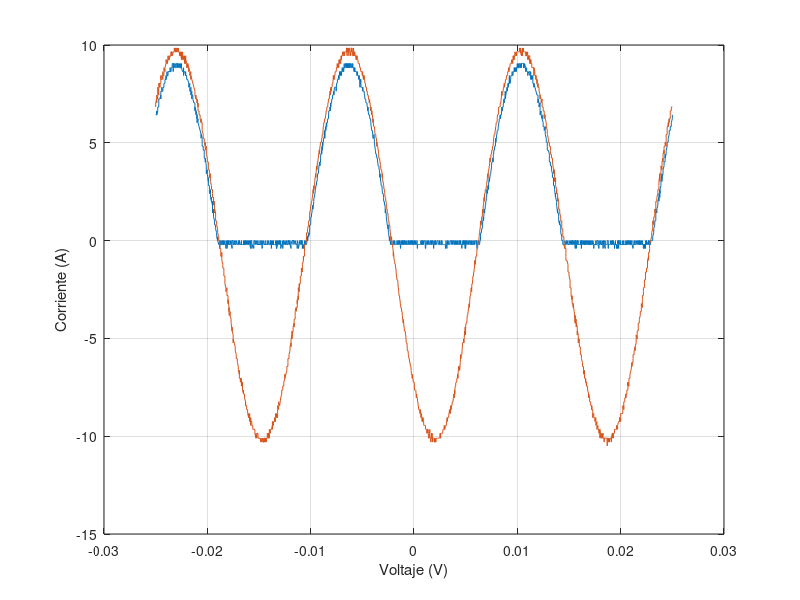

Write MATLAB code to recreate this figure.
t=[-2.50E-02
-2.50E-02
-2.50E-02
-2.49E-02
-2.49E-02
-2.49E-02
-2.49E-02
-2.48E-02
-2.48E-02
-2.48E-02
-2.48E-02
-2.47E-02
-2.47E-02
-2.47E-02
-2.47E-02
-2.46E-02
-2.46E-02
-2.46E-02
-2.46E-02
-2.45E-02
-2.45E-02
-2.45E-02
-2.45E-02
-2.44E-02
-2.44E-02
-2.44E-02
-2.44E-02
-2.43E-02
-2.43E-02
-2.43E-02
-2.43E-02
-2.42E-02
-2.42E-02
-2.42E-02
-2.42E-02
-2.41E-02
-2.41E-02
-2.41E-02
-2.41E-02
-2.40E-02
-2.40E-02
-2.40E-02
-2.40E-02
-2.39E-02
-2.39E-02
-2.39E-02
-2.39E-02
-2.38E-02
-2.38E-02
-2.38E-02
-2.38E-02
-2.37E-02
-2.37E-02
-2.37E-02
-2.37E-02
-2.36E-02
-2.36E-02
-2.36E-02
-2.36E-02
-2.35E-02
-2.35E-02
-2.35E-02
-2.35E-02
-2.34E-02
-2.34E-02
-2.34E-02
-2.34E-02
-2.33E-02
-2.33E-02
-2.33E-02
-2.33E-02
-2.32E-02
-2.32E-02
-2.32E-02
-2.32E-02
-2.31E-02
-2.31E-02
-2.31E-02
-2.31E-02
-2.30E-02
-2.30E-02
-2.30E-02
-2.30E-02
-2.29E-02
-2.29E-02
-2.29E-02
-2.29E-02
-2.28E-02
-2.28E-02
-2.28E-02
-2.28E-02
-2.27E-02
-2.27E-02
-2.27E-02
-2.27E-02
-2.26E-02
-2.26E-02
-2.26E-02
-2.26E-02
-2.25E-02
-2.25E-02
-2.25E-02
-2.25E-02
-2.24E-02
-2.24E-02
-2.24E-02
-2.24E-02
-2.23E-02
-2.23E-02
-2.23E-02
-2.23E-02
-2.22E-02
-2.22E-02
-2.22E-02
-2.22E-02
-2.21E-02
-2.21E-02
-2.21E-02
-2.21E-02
-2.20E-02
-2.20E-02
-2.20E-02
-2.20E-02
-2.19E-02
-2.19E-02
-2.19E-02
-2.19E-02
-2.18E-02
-2.18E-02
-2.18E-02
-2.18E-02
-2.17E-02
-2.17E-02
-2.17E-02
-2.17E-02
-2.16E-02
-2.16E-02
-2.16E-02
-2.16E-02
-2.15E-02
-2.15E-02
-2.15E-02
-2.15E-02
-2.14E-02
-2.14E-02
-2.14E-02
-2.14E-02
-2.13E-02
-2.13E-02
-2.13E-02
-2.13E-02
-2.12E-02
-2.12E-02
-2.12E-02
-2.12E-02
-2.11E-02
-2.11E-02
-2.11E-02
-2.11E-02
-2.10E-02
-2.10E-02
-2.10E-02
-2.10E-02
-2.09E-02
-2.09E-02
-2.09E-02
-2.09E-02
-2.08E-02
-2.08E-02
-2.08E-02
-2.08E-02
-2.07E-02
-2.07E-02
-2.07E-02
-2.07E-02
-2.06E-02
-2.06E-02
-2.06E-02
-2.06E-02
-2.05E-02
-2.05E-02
-2.05E-02
-2.05E-02
-2.04E-02
-2.04E-02
-2.04E-02
-2.04E-02
-2.03E-02
-2.03E-02
-2.03E-02
-2.03E-02
-2.02E-02
-2.02E-02
-2.02E-02
-2.02E-02
-2.01E-02
-2.01E-02
-2.01E-02
-2.01E-02
-2.00E-02
-2.00E-02
-2.00E-02
-2.00E-02
-1.99E-02
-1.99E-02
-1.99E-02
-1.99E-02
-1.98E-02
-1.98E-02
-1.98E-02
-1.98E-02
-1.97E-02
-1.97E-02
-1.97E-02
-1.97E-02
-1.96E-02
-1.96E-02
-1.96E-02
-1.96E-02
-1.95E-02
-1.95E-02
-1.95E-02
-1.95E-02
-1.94E-02
-1.94E-02
-1.94E-02
-1.94E-02
-1.93E-02
-1.93E-02
-1.93E-02
-1.93E-02
-1.92E-02
-1.92E-02
-1.92E-02
-1.92E-02
-1.91E-02
-1.91E-02
-1.91E-02
-1.91E-02
-1.90E-02
-1.90E-02
-1.90E-02
-1.90E-02
-1.89E-02
-1.89E-02
-1.89E-02
-1.89E-02
-1.88E-02
-1.88E-02
-1.88E-02
-1.88E-02
-1.87E-02
-1.87E-02
-1.87E-02
-1.87E-02
-1.86E-02
-1.86E-02
-1.86E-02
-1.86E-02
-1.85E-02
-1.85E-02
-1.85E-02
-1.85E-02
-1.84E-02
-1.84E-02
-1.84E-02
-1.84E-02
-1.83E-02
-1.83E-02
-1.83E-02
-1.83E-02
-1.82E-02
-1.82E-02
-1.82E-02
-1.82E-02
-1.81E-02
-1.81E-02
-1.81E-02
-1.81E-02
-1.80E-02
-1.80E-02
-1.80E-02
-1.80E-02
-1.79E-02
-1.79E-02
-1.79E-02
-1.79E-02
-1.78E-02
-1.78E-02
-1.78E-02
-1.78E-02
-1.77E-02
-1.77E-02
-1.77E-02
-1.77E-02
-1.76E-02
-1.76E-02
-1.76E-02
-1.76E-02
-1.75E-02
-1.75E-02
-1.75E-02
-1.75E-02
-1.74E-02
-1.74E-02
-1.74E-02
-1.74E-02
-1.73E-02
-1.73E-02
-1.73E-02
-1.73E-02
-1.72E-02
-1.72E-02
-1.72E-02
-1.72E-02
-1.71E-02
-1.71E-02
-1.71E-02
-1.71E-02
-1.70E-02
-1.70E-02
-1.70E-02
-1.70E-02
-1.69E-02
-1.69E-02
-1.69E-02
-1.69E-02
-1.68E-02
-1.68E-02
-1.68E-02
-1.68E-02
-1.67E-02
-1.67E-02
-1.67E-02
-1.67E-02
-1.66E-02
-1.66E-02
-1.66E-02
-1.66E-02
-1.65E-02
-1.65E-02
-1.65E-02
-1.65E-02
-1.64E-02
-1.64E-02
-1.64E-02
-1.64E-02
-1.63E-02
-1.63E-02
-1.63E-02
-1.63E-02
-1.62E-02
-1.62E-02
-1.62E-02
-1.62E-02
-1.61E-02
-1.61E-02
-1.61E-02
-1.61E-02
-1.60E-02
-1.60E-02
-1.60E-02
-1.60E-02
-1.59E-02
-1.59E-02
-1.59E-02
-1.59E-02
-1.58E-02
-1.58E-02
-1.58E-02
-1.58E-02
-1.57E-02
-1.57E-02
-1.57E-02
-1.57E-02
-1.56E-02
-1.56E-02
-1.56E-02
-1.56E-02
-1.55E-02
-1.55E-02
-1.55E-02
-1.55E-02
-1.54E-02
-1.54E-02
-1.54E-02
-1.54E-02
-1.53E-02
-1.53E-02
-1.53E-02
-1.53E-02
-1.52E-02
-1.52E-02
-1.52E-02
-1.52E-02
-1.51E-02
-1.51E-02
-1.51E-02
-1.51E-02
-1.50E-02
-1.50E-02
-1.50E-02
-1.50E-02
-1.49E-02
-1.49E-02
-1.49E-02
-1.49E-02
-1.48E-02
-1.48E-02
-1.48E-02
-1.48E-02
-1.47E-02
-1.47E-02
-1.47E-02
-1.47E-02
-1.46E-02
-1.46E-02
-1.46E-02
-1.46E-02
-1.45E-02
-1.45E-02
-1.45E-02
-1.45E-02
-1.44E-02
-1.44E-02
-1.44E-02
-1.44E-02
-1.43E-02
-1.43E-02
-1.43E-02
-1.43E-02
-1.42E-02
-1.42E-02
-1.42E-02
-1.42E-02
-1.41E-02
-1.41E-02
-1.41E-02
-1.41E-02
-1.40E-02
-1.40E-02
-1.40E-02
-1.40E-02
-1.39E-02
-1.39E-02
-1.39E-02
-1.39E-02
-1.38E-02
-1.38E-02
-1.38E-02
-1.38E-02
-1.37E-02
-1.37E-02
-1.37E-02
-1.37E-02
-1.36E-02
-1.36E-02
-1.36E-02
-1.36E-02
-1.35E-02
-1.35E-02
-1.35E-02
-1.35E-02
-1.34E-02
-1.34E-02
-1.34E-02
-1.34E-02
-1.33E-02
-1.33E-02
-1.33E-02
-1.33E-02
-1.32E-02
-1.32E-02
-1.32E-02
-1.32E-02
-1.31E-02
-1.31E-02
-1.31E-02
-1.31E-02
-1.30E-02
-1.30E-02
-1.30E-02
-1.30E-02
-1.29E-02
-1.29E-02
-1.29E-02
-1.29E-02
-1.28E-02
-1.28E-02
-1.28E-02
-1.28E-02
-1.27E-02
-1.27E-02
-1.27E-02
-1.27E-02
-1.26E-02
-1.26E-02
-1.26E-02
-1.26E-02
-1.25E-02
-1.25E-02
-1.25E-02
-1.25E-02
-1.24E-02
-1.24E-02
-1.24E-02
-1.24E-02
-1.23E-02
-1.23E-02
-1.23E-02
-1.23E-02
-1.22E-02
-1.22E-02
-1.22E-02
-1.22E-02
-1.21E-02
-1.21E-02
-1.21E-02
-1.21E-02
-1.20E-02
-1.20E-02
-1.20E-02
-1.20E-02
-1.19E-02
-1.19E-02
-1.19E-02
-1.19E-02
-1.18E-02
-1.18E-02
-1.18E-02
-1.18E-02
-1.17E-02
-1.17E-02
-1.17E-02
-1.17E-02
-1.16E-02
-1.16E-02
-1.16E-02
-1.16E-02
-1.15E-02
-1.15E-02
-1.15E-02
-1.15E-02
-1.14E-02
-1.14E-02
-1.14E-02
-1.14E-02
-1.13E-02
-1.13E-02
-1.13E-02
-1.13E-02
-1.12E-02
-1.12E-02
-1.12E-02
-1.12E-02
-1.11E-02
-1.11E-02
-1.11E-02
-1.11E-02
-1.10E-02
-1.10E-02
-1.10E-02
-1.10E-02
-1.09E-02
-1.09E-02
-1.09E-02
-1.09E-02
-1.08E-02
-1.08E-02
-1.08E-02
-1.08E-02
-1.07E-02
-1.07E-02
-1.07E-02
-1.07E-02
-1.06E-02
-1.06E-02
-1.06E-02
-1.06E-02
-1.05E-02
-1.05E-02
-1.05E-02
-1.05E-02
-1.04E-02
-1.04E-02
-1.04E-02
-1.04E-02
-1.03E-02
-1.03E-02
-1.03E-02
-1.03E-02
-1.02E-02
-1.02E-02
-1.02E-02
-1.02E-02
-1.01E-02
-1.01E-02
-1.01E-02
-1.01E-02
-1.00E-02
-1.00E-02
-9.98E-03
-9.95E-03
-9.93E-03
-9.90E-03
-9.88E-03
-9.85E-03
-9.83E-03
-9.80E-03
-9.78E-03
-9.75E-03
-9.73E-03
-9.70E-03
-9.68E-03
-9.65E-03
-9.63E-03
-9.60E-03
-9.58E-03
-9.55E-03
-9.53E-03
-9.50E-03
-9.48E-03
-9.45E-03
-9.43E-03
-9.40E-03
-9.38E-03
-9.35E-03
-9.33E-03
-9.30E-03
-9.28E-03
-9.25E-03
-9.23E-03
-9.20E-03
-9.18E-03
-9.15E-03
-9.13E-03
-9.10E-03
-9.08E-03
-9.05E-03
-9.03E-03
-9.00E-03
-8.98E-03
-8.95E-03
-8.93E-03
-8.90E-03
-8.88E-03
-8.85E-03
-8.83E-03
-8.80E-03
-8.78E-03
-8.75E-03
-8.73E-03
-8.70E-03
-8.68E-03
-8.65E-03
-8.63E-03
-8.60E-03
-8.58E-03
-8.55E-03
-8.53E-03
-8.50E-03
-8.48E-03
-8.45E-03
-8.43E-03
-8.40E-03
-8.38E-03
-8.35E-03
-8.33E-03
-8.30E-03
-8.28E-03
-8.25E-03
-8.23E-03
-8.20E-03
-8.18E-03
-8.15E-03
-8.13E-03
-8.10E-03
-8.08E-03
-8.05E-03
-8.03E-03
-8.00E-03
-7.98E-03
-7.95E-03
-7.93E-03
-7.90E-03
-7.88E-03
-7.85E-03
-7.83E-03
-7.80E-03
-7.78E-03
-7.75E-03
-7.73E-03
-7.70E-03
-7.68E-03
-7.65E-03
-7.63E-03
-7.60E-03
-7.58E-03
-7.55E-03
-7.53E-03
-7.50E-03
-7.48E-03
-7.45E-03
-7.43E-03
-7.40E-03
-7.38E-03
-7.35E-03
-7.33E-03
-7.30E-03
-7.28E-03
-7.25E-03
-7.23E-03
-7.20E-03
-7.18E-03
-7.15E-03
-7.13E-03
-7.10E-03
-7.08E-03
-7.05E-03
-7.03E-03
-7.00E-03
-6.98E-03
-6.95E-03
-6.93E-03
-6.90E-03
-6.88E-03
-6.85E-03
-6.83E-03
-6.80E-03
-6.78E-03
-6.75E-03
-6.73E-03
-6.70E-03
-6.68E-03
-6.65E-03
-6.63E-03
-6.60E-03
-6.58E-03
-6.55E-03
-6.53E-03
-6.50E-03
-6.48E-03
-6.45E-03
-6.43E-03
-6.40E-03
-6.38E-03
-6.35E-03
-6.33E-03
-6.30E-03
-6.28E-03
-6.25E-03
-6.23E-03
-6.20E-03
-6.18E-03
-6.15E-03
-6.13E-03
-6.10E-03
-6.08E-03
-6.05E-03
-6.03E-03
-6.00E-03
-5.98E-03
-5.95E-03
-5.93E-03
-5.90E-03
-5.88E-03
-5.85E-03
-5.83E-03
-5.80E-03
-5.78E-03
-5.75E-03
-5.73E-03
-5.70E-03
-5.68E-03
-5.65E-03
-5.63E-03
-5.60E-03
-5.58E-03
-5.55E-03
-5.53E-03
-5.50E-03
-5.48E-03
-5.45E-03
-5.43E-03
-5.40E-03
-5.38E-03
-5.35E-03
-5.33E-03
-5.30E-03
-5.28E-03
-5.25E-03
-5.23E-03
-5.20E-03
-5.18E-03
-5.15E-03
-5.13E-03
-5.10E-03
-5.08E-03
-5.05E-03
-5.03E-03
-5.00E-03
-4.98E-03
-4.95E-03
-4.93E-03
-4.90E-03
-4.88E-03
-4.85E-03
-4.83E-03
-4.80E-03
-4.78E-03
-4.75E-03
-4.73E-03
-4.70E-03
-4.68E-03
-4.65E-03
-4.63E-03
-4.60E-03
-4.58E-03
-4.55E-03
-4.53E-03
-4.50E-03
-4.48E-03
-4.45E-03
-4.43E-03
-4.40E-03
-4.38E-03
-4.35E-03
-4.33E-03
-4.30E-03
-4.28E-03
-4.25E-03
-4.23E-03
-4.20E-03
-4.18E-03
-4.15E-03
-4.13E-03
-4.10E-03
-4.08E-03
-4.05E-03
-4.03E-03
-4.00E-03
-3.98E-03
-3.95E-03
-3.93E-03
-3.90E-03
-3.88E-03
-3.85E-03
-3.83E-03
-3.80E-03
-3.78E-03
-3.75E-03
-3.73E-03
-3.70E-03
-3.68E-03
-3.65E-03
-3.63E-03
-3.60E-03
-3.58E-03
-3.55E-03
-3.53E-03
-3.50E-03
-3.48E-03
-3.45E-03
-3.43E-03
-3.40E-03
-3.38E-03
-3.35E-03
-3.33E-03
-3.30E-03
-3.28E-03
-3.25E-03
-3.23E-03
-3.20E-03
-3.18E-03
-3.15E-03
-3.13E-03
-3.10E-03
-3.08E-03
-3.05E-03
-3.03E-03
-3.00E-03
-2.98E-03
-2.95E-03
-2.93E-03
-2.90E-03
-2.88E-03
-2.85E-03
-2.83E-03
-2.80E-03
-2.78E-03
-2.75E-03
-2.73E-03
-2.70E-03
-2.68E-03
-2.65E-03
-2.63E-03
-2.60E-03
-2.58E-03
-2.55E-03
-2.53E-03
-2.50E-03
-2.48E-03
-2.45E-03
-2.43E-03
-2.40E-03
-2.38E-03
-2.35E-03
-2.33E-03
-2.30E-03
-2.28E-03
-2.25E-03
-2.23E-03
-2.20E-03
-2.18E-03
-2.15E-03
-2.13E-03
-2.10E-03
-2.08E-03
-2.05E-03
-2.03E-03
-2.00E-03
-1.98E-03
-1.95E-03
-1.93E-03
-1.90E-03
-1.88E-03
-1.85E-03
-1.83E-03
-1.80E-03
-1.78E-03
-1.75E-03
-1.73E-03
-1.70E-03
-1.68E-03
-1.65E-03
-1.63E-03
-1.60E-03
-1.58E-03
-1.55E-03
-1.53E-03
-1.50E-03
-1.48E-03
-1.45E-03
-1.43E-03
-1.40E-03
-1.38E-03
-1.35E-03
-1.33E-03
-1.30E-03
-1.28E-03
-1.25E-03
-1.23E-03
-1.20E-03
-1.18E-03
-1.15E-03
-1.13E-03
-1.10E-03
-1.08E-03
-1.05E-03
-1.03E-03
-1.00E-03
-9.75E-04
-9.50E-04
-9.25E-04
-9.00E-04
-8.75E-04
-8.50E-04
-8.25E-04
-8.00E-04
-7.75E-04
-7.50E-04
-7.25E-04
-7.00E-04
-6.75E-04
-6.50E-04
-6.25E-04
-6.00E-04
-5.75E-04
-5.50E-04
-5.25E-04
-5.00E-04
-4.75E-04
-4.50E-04
-4.25E-04
-4.00E-04
-3.75E-04
-3.50E-04
-3.25E-04
-3.00E-04
-2.75E-04
-2.50E-04
-2.25E-04
-2.00E-04
-1.75E-04
-1.50E-04
-1.25E-04
-1.00E-04
-7.50E-05
-5.00E-05
-2.50E-05
0.00E+00
2.50E-05
5.00E-05
7.50E-05
1.00E-04
1.25E-04
1.50E-04
1.75E-04
2.00E-04
2.25E-04
2.50E-04
2.75E-04
3.00E-04
3.25E-04
3.50E-04
3.75E-04
4.00E-04
4.25E-04
4.50E-04
4.75E-04
5.00E-04
5.25E-04
5.50E-04
5.75E-04
6.00E-04
6.25E-04
6.50E-04
6.75E-04
7.00E-04
7.25E-04
7.50E-04
7.75E-04
8.00E-04
8.25E-04
8.50E-04
8.75E-04
9.00E-04
9.25E-04
9.50E-04
9.75E-04
1.00E-03
1.03E-03
1.05E-03
1.08E-03
1.10E-03
1.13E-03
1.15E-03
1.18E-03
1.20E-03
1.23E-03
1.25E-03
1.28E-03
1.30E-03
1.33E-03
1.35E-03
1.38E-03
1.40E-03
1.43E-03
1.45E-03
1.48E-03
1.50E-03
1.53E-03
1.55E-03
1.58E-03
1.60E-03
1.63E-03
1.65E-03
1.68E-03
1.70E-03
1.73E-03
1.75E-03
1.78E-03
1.80E-03
1.83E-03
1.85E-03
1.88E-03
1.90E-03
1.93E-03
1.95E-03
1.98E-03
2.00E-03
2.03E-03
2.05E-03
2.08E-03
2.10E-03
2.13E-03
2.15E-03
2.18E-03
2.20E-03
2.23E-03
2.25E-03
2.28E-03
2.30E-03
2.33E-03
2.35E-03
2.38E-03
2.40E-03
2.43E-03
2.45E-03
2.48E-03
2.50E-03
2.53E-03
2.55E-03
2.58E-03
2.60E-03
2.63E-03
2.65E-03
2.68E-03
2.70E-03
2.73E-03
2.75E-03
2.78E-03
2.80E-03
2.83E-03
2.85E-03
2.88E-03
2.90E-03
2.93E-03
2.95E-03
2.98E-03
3.00E-03
3.03E-03
3.05E-03
3.08E-03
3.10E-03
3.13E-03
3.15E-03
3.18E-03
3.20E-03
3.23E-03
3.25E-03
3.28E-03
3.30E-03
3.33E-03
3.35E-03
3.38E-03
3.40E-03
3.43E-03
3.45E-03
3.48E-03
3.50E-03
3.53E-03
3.55E-03
3.58E-03
3.60E-03
3.63E-03
3.65E-03
3.68E-03
3.70E-03
3.73E-03
3.75E-03
3.78E-03
3.80E-03
3.83E-03
3.85E-03
3.88E-03
3.90E-03
3.93E-03
3.95E-03
3.98E-03
4.00E-03
4.03E-03
4.05E-03
4.08E-03
4.10E-03
4.13E-03
4.15E-03
4.18E-03
4.20E-03
4.23E-03
4.25E-03
4.28E-03
4.30E-03
4.33E-03
4.35E-03
4.38E-03
4.40E-03
4.43E-03
4.45E-03
4.48E-03
4.50E-03
4.53E-03
4.55E-03
4.58E-03
4.60E-03
4.63E-03
4.65E-03
4.68E-03
4.70E-03
4.73E-03
4.75E-03
4.78E-03
4.80E-03
4.83E-03
4.85E-03
4.88E-03
4.90E-03
4.93E-03
4.95E-03
4.98E-03
5.00E-03
5.03E-03
5.05E-03
5.08E-03
5.10E-03
5.13E-03
5.15E-03
5.18E-03
5.20E-03
5.23E-03
5.25E-03
5.28E-03
5.30E-03
5.33E-03
5.35E-03
5.38E-03
5.40E-03
5.43E-03
5.45E-03
5.48E-03
5.50E-03
5.53E-03
5.55E-03
5.58E-03
5.60E-03
5.63E-03
5.65E-03
5.68E-03
5.70E-03
5.73E-03
5.75E-03
5.78E-03
5.80E-03
5.83E-03
5.85E-03
5.88E-03
5.90E-03
5.93E-03
5.95E-03
5.98E-03
6.00E-03
6.03E-03
6.05E-03
6.08E-03
6.10E-03
6.13E-03
6.15E-03
6.18E-03
6.20E-03
6.23E-03
6.25E-03
6.28E-03
6.30E-03
6.33E-03
6.35E-03
6.38E-03
6.40E-03
6.43E-03
6.45E-03
6.48E-03
6.50E-03
6.53E-03
6.55E-03
6.58E-03
6.60E-03
6.63E-03
6.65E-03
6.68E-03
6.70E-03
6.73E-03
6.75E-03
6.78E-03
6.80E-03
6.83E-03
6.85E-03
6.88E-03
6.90E-03
6.93E-03
6.95E-03
6.98E-03
7.00E-03
7.03E-03
7.05E-03
7.08E-03
7.10E-03
7.13E-03
7.15E-03
7.18E-03
7.20E-03
7.23E-03
7.25E-03
7.28E-03
7.30E-03
7.33E-03
7.35E-03
7.38E-03
7.40E-03
7.43E-03
7.45E-03
7.48E-03
7.50E-03
7.53E-03
7.55E-03
7.58E-03
7.60E-03
7.63E-03
7.65E-03
7.68E-03
7.70E-03
7.73E-03
7.75E-03
7.78E-03
7.80E-03
7.83E-03
7.85E-03
7.88E-03
7.90E-03
7.93E-03
7.95E-03
7.98E-03
8.00E-03
8.03E-03
8.05E-03
8.08E-03
8.10E-03
8.13E-03
8.15E-03
8.18E-03
8.20E-03
8.23E-03
8.25E-03
8.28E-03
8.30E-03
8.33E-03
8.35E-03
8.38E-03
8.40E-03
8.43E-03
8.45E-03
8.48E-03
8.50E-03
8.53E-03
8.55E-03
8.58E-03
8.60E-03
8.63E-03
8.65E-03
8.68E-03
8.70E-03
8.73E-03
8.75E-03
8.78E-03
8.80E-03
8.83E-03
8.85E-03
8.88E-03
8.90E-03
8.93E-03
8.95E-03
8.98E-03
9.00E-03
9.03E-03
9.05E-03
9.08E-03
9.10E-03
9.13E-03
9.15E-03
9.18E-03
9.20E-03
9.23E-03
9.25E-03
9.28E-03
9.30E-03
9.33E-03
9.35E-03
9.38E-03
9.40E-03
9.43E-03
9.45E-03
9.48E-03
9.50E-03
9.53E-03
9.55E-03
9.58E-03
9.60E-03
9.63E-03
9.65E-03
9.68E-03
9.70E-03
9.73E-03
9.75E-03
9.78E-03
9.80E-03
9.83E-03
9.85E-03
9.88E-03
9.90E-03
9.93E-03
9.95E-03
9.98E-03
1.00E-02
1.00E-02
1.01E-02
1.01E-02
1.01E-02
1.01E-02
1.02E-02
1.02E-02
1.02E-02
1.02E-02
1.03E-02
1.03E-02
1.03E-02
1.03E-02
1.04E-02
1.04E-02
1.04E-02
1.04E-02
1.05E-02
1.05E-02
1.05E-02
1.05E-02
1.06E-02
1.06E-02
1.06E-02
1.06E-02
1.07E-02
1.07E-02
1.07E-02
1.07E-02
1.08E-02
1.08E-02
1.08E-02
1.08E-02
1.09E-02
1.09E-02
1.09E-02
1.09E-02
1.10E-02
1.10E-02
1.10E-02
1.10E-02
1.11E-02
1.11E-02
1.11E-02
1.11E-02
1.12E-02
1.12E-02
1.12E-02
1.12E-02
1.13E-02
1.13E-02
1.13E-02
1.13E-02
1.14E-02
1.14E-02
1.14E-02
1.14E-02
1.15E-02
1.15E-02
1.15E-02
1.15E-02
1.16E-02
1.16E-02
1.16E-02
1.16E-02
1.17E-02
1.17E-02
1.17E-02
1.17E-02
1.18E-02
1.18E-02
1.18E-02
1.18E-02
1.19E-02
1.19E-02
1.19E-02
1.19E-02
1.20E-02
1.20E-02
1.20E-02
1.20E-02
1.21E-02
1.21E-02
1.21E-02
1.21E-02
1.22E-02
1.22E-02
1.22E-02
1.22E-02
1.23E-02
1.23E-02
1.23E-02
1.23E-02
1.24E-02
1.24E-02
1.24E-02
1.24E-02
1.25E-02
1.25E-02
1.25E-02
1.25E-02
1.26E-02
1.26E-02
1.26E-02
1.26E-02
1.27E-02
1.27E-02
1.27E-02
1.27E-02
1.28E-02
1.28E-02
1.28E-02
1.28E-02
1.29E-02
1.29E-02
1.29E-02
1.29E-02
1.30E-02
1.30E-02
1.30E-02
1.30E-02
1.31E-02
1.31E-02
1.31E-02
1.31E-02
1.32E-02
1.32E-02
1.32E-02
1.32E-02
1.33E-02
1.33E-02
1.33E-02
1.33E-02
1.34E-02
1.34E-02
1.34E-02
1.34E-02
1.35E-02
1.35E-02
1.35E-02
1.35E-02
1.36E-02
1.36E-02
1.36E-02
1.36E-02
1.37E-02
1.37E-02
1.37E-02
1.37E-02
1.38E-02
1.38E-02
1.38E-02
1.38E-02
1.39E-02
1.39E-02
1.39E-02
1.39E-02
1.40E-02
1.40E-02
1.40E-02
1.40E-02
1.41E-02
1.41E-02
1.41E-02
1.41E-02
1.42E-02
1.42E-02
1.42E-02
1.42E-02
1.43E-02
1.43E-02
1.43E-02
1.43E-02
1.44E-02
1.44E-02
1.44E-02
1.44E-02
1.45E-02
1.45E-02
1.45E-02
1.45E-02
1.46E-02
1.46E-02
1.46E-02
1.46E-02
1.47E-02
1.47E-02
1.47E-02
1.47E-02
1.48E-02
1.48E-02
1.48E-02
1.48E-02
1.49E-02
1.49E-02
1.49E-02
1.49E-02
1.50E-02
1.50E-02
1.50E-02
1.50E-02
1.51E-02
1.51E-02
1.51E-02
1.51E-02
1.52E-02
1.52E-02
1.52E-02
1.52E-02
1.53E-02
1.53E-02
1.53E-02
1.53E-02
1.54E-02
1.54E-02
1.54E-02
1.54E-02
1.55E-02
1.55E-02
1.55E-02
1.55E-02
1.56E-02
1.56E-02
1.56E-02
1.56E-02
1.57E-02
1.57E-02
1.57E-02
1.57E-02
1.58E-02
1.58E-02
1.58E-02
1.58E-02
1.59E-02
1.59E-02
1.59E-02
1.59E-02
1.60E-02
1.60E-02
1.60E-02
1.60E-02
1.61E-02
1.61E-02
1.61E-02
1.61E-02
1.62E-02
1.62E-02
1.62E-02
1.62E-02
1.63E-02
1.63E-02
1.63E-02
1.63E-02
1.64E-02
1.64E-02
1.64E-02
1.64E-02
1.65E-02
1.65E-02
1.65E-02
1.65E-02
1.66E-02
1.66E-02
1.66E-02
1.66E-02
1.67E-02
1.67E-02
1.67E-02
1.67E-02
1.68E-02
1.68E-02
1.68E-02
1.68E-02
1.69E-02
1.69E-02
1.69E-02
1.69E-02
1.70E-02
1.70E-02
1.70E-02
1.70E-02
1.71E-02
1.71E-02
1.71E-02
1.71E-02
1.72E-02
1.72E-02
1.72E-02
1.72E-02
1.73E-02
1.73E-02
1.73E-02
1.73E-02
1.74E-02
1.74E-02
1.74E-02
1.74E-02
1.75E-02
1.75E-02
1.75E-02
1.75E-02
1.76E-02
1.76E-02
1.76E-02
1.76E-02
1.77E-02
1.77E-02
1.77E-02
1.77E-02
1.78E-02
1.78E-02
1.78E-02
1.78E-02
1.79E-02
1.79E-02
1.79E-02
1.79E-02
1.80E-02
1.80E-02
1.80E-02
1.80E-02
1.81E-02
1.81E-02
1.81E-02
1.81E-02
1.82E-02
1.82E-02
1.82E-02
1.82E-02
1.83E-02
1.83E-02
1.83E-02
1.83E-02
1.84E-02
1.84E-02
1.84E-02
1.84E-02
1.85E-02
1.85E-02
1.85E-02
1.85E-02
1.86E-02
1.86E-02
1.86E-02
1.86E-02
1.87E-02
1.87E-02
1.87E-02
1.87E-02
1.88E-02
1.88E-02
1.88E-02
1.88E-02
1.89E-02
1.89E-02
1.89E-02
1.89E-02
1.90E-02
1.90E-02
1.90E-02
1.90E-02
1.91E-02
1.91E-02
1.91E-02
1.91E-02
1.92E-02
1.92E-02
1.92E-02
1.92E-02
1.93E-02
1.93E-02
1.93E-02
1.93E-02
1.94E-02
1.94E-02
1.94E-02
1.94E-02
1.95E-02
1.95E-02
1.95E-02
1.95E-02
1.96E-02
1.96E-02
1.96E-02
1.96E-02
1.97E-02
1.97E-02
1.97E-02
1.97E-02
1.98E-02
1.98E-02
1.98E-02
1.98E-02
1.99E-02
1.99E-02
1.99E-02
1.99E-02
2.00E-02
2.00E-02
2.00E-02
2.00E-02
2.01E-02
2.01E-02
2.01E-02
2.01E-02
2.02E-02
2.02E-02
2.02E-02
2.02E-02
2.03E-02
2.03E-02
2.03E-02
2.03E-02
2.04E-02
2.04E-02
2.04E-02
2.04E-02
2.05E-02
2.05E-02
2.05E-02
2.05E-02
2.06E-02
2.06E-02
2.06E-02
2.06E-02
2.07E-02
2.07E-02
2.07E-02
2.07E-02
2.08E-02
2.08E-02
2.08E-02
2.08E-02
2.09E-02
2.09E-02
2.09E-02
2.09E-02
2.10E-02
2.10E-02
2.10E-02
2.10E-02
2.11E-02
2.11E-02
2.11E-02
2.11E-02
2.12E-02
2.12E-02
2.12E-02
2.12E-02
2.13E-02
2.13E-02
2.13E-02
2.13E-02
2.14E-02
2.14E-02
2.14E-02
2.14E-02
2.15E-02
2.15E-02
2.15E-02
2.15E-02
2.16E-02
2.16E-02
2.16E-02
2.16E-02
2.17E-02
2.17E-02
2.17E-02
2.17E-02
2.18E-02
2.18E-02
2.18E-02
2.18E-02
2.19E-02
2.19E-02
2.19E-02
2.19E-02
2.20E-02
2.20E-02
2.20E-02
2.20E-02
2.21E-02
2.21E-02
2.21E-02
2.21E-02
2.22E-02
2.22E-02
2.22E-02
2.22E-02
2.23E-02
2.23E-02
2.23E-02
2.23E-02
2.24E-02
2.24E-02
2.24E-02
2.24E-02
2.25E-02
2.25E-02
2.25E-02
2.25E-02
2.26E-02
2.26E-02
2.26E-02
2.26E-02
2.27E-02
2.27E-02
2.27E-02
2.27E-02
2.28E-02
2.28E-02
2.28E-02
2.28E-02
2.29E-02
2.29E-02
2.29E-02
2.29E-02
2.30E-02
2.30E-02
2.30E-02
2.30E-02
2.31E-02
2.31E-02
2.31E-02
2.31E-02
2.32E-02
2.32E-02
2.32E-02
2.32E-02
2.33E-02
2.33E-02
2.33E-02
2.33E-02
2.34E-02
2.34E-02
2.34E-02
2.34E-02
2.35E-02
2.35E-02
2.35E-02
2.35E-02
2.36E-02
2.36E-02
2.36E-02
2.36E-02
2.37E-02
2.37E-02
2.37E-02
2.37E-02
2.38E-02
2.38E-02
2.38E-02
2.38E-02
2.39E-02
2.39E-02
2.39E-02
2.39E-02
2.40E-02
2.40E-02
2.40E-02
2.40E-02
2.41E-02
2.41E-02
2.41E-02
2.41E-02
2.42E-02
2.42E-02
2.42E-02
2.42E-02
2.43E-02
2.43E-02
2.43E-02
2.43E-02
2.44E-02
2.44E-02
2.44E-02
2.44E-02
2.45E-02
2.45E-02
2.45E-02
2.45E-02
2.46E-02
2.46E-02
2.46E-02
2.46E-02
2.47E-02
2.47E-02
2.47E-02
2.47E-02
2.48E-02
2.48E-02
2.48E-02
2.48E-02
2.49E-02
2.49E-02
2.49E-02
2.49E-02
2.50E-02
2.50E-02];%Tiempo
x=[6.43E+00
6.43E+00
6.43E+00
6.43E+00
6.43E+00
6.63E+00
6.43E+00
6.63E+00
6.63E+00
6.83E+00
6.83E+00
6.83E+00
7.04E+00
7.04E+00
7.24E+00
7.24E+00
7.24E+00
7.24E+00
7.24E+00
7.44E+00
7.44E+00
7.24E+00
7.64E+00
7.64E+00
7.64E+00
7.84E+00
7.64E+00
7.64E+00
7.84E+00
7.84E+00
7.84E+00
7.84E+00
7.84E+00
7.84E+00
8.04E+00
8.04E+00
8.04E+00
8.24E+00
8.24E+00
8.24E+00
8.44E+00
8.24E+00
8.24E+00
8.44E+00
8.44E+00
8.64E+00
8.44E+00
8.44E+00
8.64E+00
8.64E+00
8.64E+00
8.64E+00
8.64E+00
8.64E+00
8.64E+00
8.64E+00
8.64E+00
8.84E+00
8.64E+00
8.64E+00
8.84E+00
8.84E+00
8.84E+00
8.84E+00
8.84E+00
8.84E+00
9.05E+00
9.05E+00
8.84E+00
8.64E+00
9.05E+00
9.05E+00
9.05E+00
9.05E+00
8.84E+00
9.05E+00
9.05E+00
9.05E+00
8.84E+00
8.84E+00
8.84E+00
9.05E+00
9.05E+00
9.05E+00
8.84E+00
9.05E+00
9.05E+00
9.05E+00
9.05E+00
9.05E+00
8.84E+00
9.05E+00
9.05E+00
9.05E+00
8.84E+00
8.84E+00
8.84E+00
9.05E+00
8.84E+00
8.84E+00
9.05E+00
8.84E+00
8.84E+00
8.64E+00
8.64E+00
8.64E+00
8.64E+00
8.64E+00
8.84E+00
8.44E+00
8.64E+00
8.64E+00
8.64E+00
8.64E+00
8.64E+00
8.44E+00
8.64E+00
8.44E+00
8.44E+00
8.44E+00
8.44E+00
8.44E+00
8.24E+00
8.24E+00
8.24E+00
8.24E+00
8.24E+00
8.04E+00
8.04E+00
8.04E+00
7.84E+00
8.04E+00
8.04E+00
7.84E+00
7.64E+00
7.64E+00
7.64E+00
7.84E+00
7.44E+00
7.64E+00
7.44E+00
7.24E+00
7.44E+00
7.44E+00
7.44E+00
7.24E+00
7.24E+00
7.04E+00
7.04E+00
7.04E+00
7.04E+00
7.04E+00
6.83E+00
6.63E+00
6.83E+00
6.63E+00
6.63E+00
6.43E+00
6.63E+00
6.43E+00
6.23E+00
6.43E+00
6.03E+00
6.23E+00
6.03E+00
6.03E+00
6.03E+00
5.83E+00
5.83E+00
5.83E+00
5.83E+00
5.63E+00
5.63E+00
5.63E+00
5.63E+00
5.43E+00
5.23E+00
5.23E+00
5.43E+00
5.23E+00
5.03E+00
5.03E+00
4.82E+00
4.82E+00
4.62E+00
4.62E+00
4.62E+00
4.62E+00
4.42E+00
4.42E+00
4.22E+00
4.22E+00
4.02E+00
4.02E+00
4.22E+00
3.82E+00
3.82E+00
3.82E+00
3.42E+00
3.62E+00
3.62E+00
3.42E+00
3.42E+00
3.02E+00
3.22E+00
2.81E+00
2.81E+00
2.81E+00
2.81E+00
2.61E+00
2.41E+00
2.41E+00
2.61E+00
2.41E+00
2.21E+00
2.01E+00
2.21E+00
2.21E+00
2.01E+00
1.81E+00
2.01E+00
1.61E+00
1.41E+00
1.61E+00
1.41E+00
1.41E+00
1.21E+00
1.01E+00
1.01E+00
1.01E+00
8.04E-01
8.04E-01
8.04E-01
6.03E-01
6.03E-01
4.02E-01
4.02E-01
2.01E-01
2.01E-01
0.00E+00
2.01E-01
0.00E+00
0.00E+00
-2.01E-01
-2.01E-01
-2.01E-01
-2.01E-01
0.00E+00
-4.02E-01
-2.01E-01
-2.01E-01
-2.01E-01
0.00E+00
-2.01E-01
-2.01E-01
-2.01E-01
-2.01E-01
0.00E+00
0.00E+00
-2.01E-01
-2.01E-01
0.00E+00
-2.01E-01
-2.01E-01
0.00E+00
-2.01E-01
0.00E+00
-2.01E-01
-2.01E-01
-2.01E-01
-2.01E-01
-2.01E-01
-4.02E-01
0.00E+00
0.00E+00
-2.01E-01
-2.01E-01
0.00E+00
-4.02E-01
0.00E+00
-2.01E-01
0.00E+00
-2.01E-01
0.00E+00
-2.01E-01
-2.01E-01
-2.01E-01
-2.01E-01
-2.01E-01
-2.01E-01
0.00E+00
-2.01E-01
0.00E+00
-2.01E-01
-2.01E-01
-4.02E-01
-2.01E-01
-2.01E-01
0.00E+00
0.00E+00
-2.01E-01
-2.01E-01
-2.01E-01
-2.01E-01
0.00E+00
-2.01E-01
-2.01E-01
0.00E+00
-2.01E-01
-2.01E-01
-2.01E-01
-2.01E-01
-2.01E-01
-2.01E-01
0.00E+00
-2.01E-01
-2.01E-01
-2.01E-01
-2.01E-01
-2.01E-01
0.00E+00
-2.01E-01
-2.01E-01
0.00E+00
-2.01E-01
-2.01E-01
0.00E+00
-2.01E-01
-2.01E-01
-2.01E-01
-2.01E-01
-2.01E-01
-2.01E-01
0.00E+00
-2.01E-01
-2.01E-01
-2.01E-01
-2.01E-01
-2.01E-01
-2.01E-01
0.00E+00
-2.01E-01
-2.01E-01
-2.01E-01
-2.01E-01
0.00E+00
-2.01E-01
-2.01E-01
0.00E+00
-2.01E-01
0.00E+00
-2.01E-01
-2.01E-01
0.00E+00
0.00E+00
-2.01E-01
0.00E+00
0.00E+00
0.00E+00
-2.01E-01
0.00E+00
0.00E+00
-2.01E-01
0.00E+00
0.00E+00
0.00E+00
-2.01E-01
-4.02E-01
0.00E+00
-2.01E-01
0.00E+00
0.00E+00
0.00E+00
0.00E+00
-4.02E-01
-2.01E-01
-2.01E-01
-2.01E-01
-2.01E-01
-4.02E-01
-2.01E-01
-2.01E-01
0.00E+00
0.00E+00
-2.01E-01
-2.01E-01
-2.01E-01
0.00E+00
0.00E+00
-2.01E-01
-2.01E-01
0.00E+00
0.00E+00
-2.01E-01
-2.01E-01
-2.01E-01
0.00E+00
-2.01E-01
-2.01E-01
-2.01E-01
-2.01E-01
-2.01E-01
-2.01E-01
-2.01E-01
0.00E+00
0.00E+00
-2.01E-01
-2.01E-01
-2.01E-01
-2.01E-01
0.00E+00
-2.01E-01
-4.02E-01
0.00E+00
-2.01E-01
-2.01E-01
0.00E+00
0.00E+00
0.00E+00
-2.01E-01
-2.01E-01
-2.01E-01
-2.01E-01
-2.01E-01
-2.01E-01
0.00E+00
-2.01E-01
-2.01E-01
-2.01E-01
-2.01E-01
-2.01E-01
-2.01E-01
-2.01E-01
0.00E+00
-2.01E-01
-2.01E-01
-2.01E-01
0.00E+00
0.00E+00
-2.01E-01
-2.01E-01
-2.01E-01
-2.01E-01
-2.01E-01
0.00E+00
-2.01E-01
0.00E+00
-2.01E-01
-2.01E-01
-4.02E-01
0.00E+00
-2.01E-01
0.00E+00
-2.01E-01
-2.01E-01
-2.01E-01
0.00E+00
-2.01E-01
-2.01E-01
-2.01E-01
-2.01E-01
-2.01E-01
-2.01E-01
-2.01E-01
-2.01E-01
-2.01E-01
0.00E+00
-4.02E-01
0.00E+00
-2.01E-01
-4.02E-01
-2.01E-01
-2.01E-01
0.00E+00
-2.01E-01
0.00E+00
-2.01E-01
-2.01E-01
-2.01E-01
0.00E+00
0.00E+00
-2.01E-01
0.00E+00
-2.01E-01
-2.01E-01
0.00E+00
-4.02E-01
-2.01E-01
-2.01E-01
-2.01E-01
-2.01E-01
-2.01E-01
0.00E+00
-4.02E-01
-2.01E-01
0.00E+00
-2.01E-01
-2.01E-01
0.00E+00
-2.01E-01
-2.01E-01
-2.01E-01
-2.01E-01
-2.01E-01
0.00E+00
0.00E+00
-2.01E-01
0.00E+00
-2.01E-01
-2.01E-01
-2.01E-01
-2.01E-01
-2.01E-01
0.00E+00
0.00E+00
0.00E+00
-2.01E-01
-2.01E-01
0.00E+00
-2.01E-01
0.00E+00
-2.01E-01
-2.01E-01
-4.02E-01
-2.01E-01
-2.01E-01
-2.01E-01
0.00E+00
0.00E+00
0.00E+00
0.00E+00
0.00E+00
-2.01E-01
-2.01E-01
0.00E+00
0.00E+00
0.00E+00
0.00E+00
0.00E+00
-2.01E-01
-2.01E-01
0.00E+00
0.00E+00
-2.01E-01
-2.01E-01
-2.01E-01
-2.01E-01
-2.01E-01
-4.02E-01
-2.01E-01
0.00E+00
-2.01E-01
-2.01E-01
-2.01E-01
-4.02E-01
-2.01E-01
-2.01E-01
-2.01E-01
0.00E+00
-2.01E-01
-2.01E-01
0.00E+00
0.00E+00
0.00E+00
-2.01E-01
-2.01E-01
0.00E+00
0.00E+00
-4.02E-01
-2.01E-01
-2.01E-01
-2.01E-01
-2.01E-01
-2.01E-01
-4.02E-01
-2.01E-01
0.00E+00
0.00E+00
0.00E+00
-2.01E-01
-2.01E-01
0.00E+00
-2.01E-01
-2.01E-01
-2.01E-01
-2.01E-01
-2.01E-01
2.01E-01
0.00E+00
2.01E-01
0.00E+00
4.02E-01
2.01E-01
2.01E-01
2.01E-01
4.02E-01
6.03E-01
8.04E-01
8.04E-01
8.04E-01
8.04E-01
1.21E+00
1.21E+00
1.21E+00
1.41E+00
1.41E+00
1.61E+00
1.61E+00
1.81E+00
1.61E+00
1.81E+00
1.81E+00
2.01E+00
2.21E+00
2.21E+00
2.21E+00
2.41E+00
2.41E+00
2.61E+00
2.61E+00
2.81E+00
2.81E+00
2.81E+00
3.02E+00
3.02E+00
3.02E+00
3.22E+00
3.42E+00
3.42E+00
3.42E+00
3.42E+00
3.62E+00
3.82E+00
3.82E+00
4.02E+00
4.02E+00
3.82E+00
4.02E+00
4.02E+00
4.42E+00
4.42E+00
4.42E+00
4.62E+00
4.42E+00
4.82E+00
4.62E+00
5.03E+00
4.82E+00
5.03E+00
5.03E+00
5.23E+00
5.23E+00
5.23E+00
5.43E+00
5.63E+00
5.23E+00
5.63E+00
5.63E+00
5.83E+00
5.63E+00
5.83E+00
6.03E+00
5.83E+00
6.03E+00
6.03E+00
6.03E+00
6.23E+00
6.23E+00
6.23E+00
6.23E+00
6.63E+00
6.63E+00
6.63E+00
6.63E+00
6.63E+00
6.83E+00
6.63E+00
7.04E+00
6.83E+00
7.04E+00
7.04E+00
7.04E+00
7.24E+00
7.24E+00
7.24E+00
7.44E+00
7.44E+00
7.44E+00
7.44E+00
7.64E+00
7.44E+00
7.64E+00
7.84E+00
7.84E+00
7.84E+00
7.84E+00
7.84E+00
7.84E+00
7.84E+00
7.64E+00
8.04E+00
8.04E+00
8.04E+00
8.04E+00
8.24E+00
8.24E+00
8.24E+00
8.24E+00
8.44E+00
8.24E+00
8.24E+00
8.44E+00
8.64E+00
8.44E+00
8.64E+00
8.44E+00
8.64E+00
8.64E+00
8.64E+00
8.44E+00
8.64E+00
8.64E+00
8.84E+00
8.84E+00
8.64E+00
8.64E+00
8.84E+00
8.64E+00
8.64E+00
8.84E+00
9.05E+00
8.84E+00
8.84E+00
8.84E+00
8.84E+00
9.05E+00
9.05E+00
9.05E+00
8.84E+00
9.05E+00
8.84E+00
9.05E+00
8.84E+00
9.05E+00
8.84E+00
9.05E+00
9.05E+00
8.84E+00
9.05E+00
9.05E+00
8.84E+00
9.05E+00
9.05E+00
8.84E+00
9.05E+00
9.05E+00
9.05E+00
8.84E+00
8.84E+00
8.84E+00
9.05E+00
8.84E+00
8.84E+00
9.05E+00
8.84E+00
8.84E+00
8.84E+00
8.84E+00
8.64E+00
8.84E+00
8.64E+00
8.84E+00
8.64E+00
8.64E+00
8.64E+00
8.64E+00
8.64E+00
8.64E+00
8.64E+00
8.44E+00
8.44E+00
8.64E+00
8.44E+00
8.44E+00
8.44E+00
8.44E+00
8.24E+00
8.24E+00
8.44E+00
8.24E+00
8.24E+00
7.84E+00
8.24E+00
8.04E+00
8.24E+00
7.84E+00
7.84E+00
7.84E+00
7.84E+00
7.84E+00
7.84E+00
7.64E+00
7.84E+00
7.64E+00
7.64E+00
7.64E+00
7.64E+00
7.64E+00
7.44E+00
7.44E+00
7.24E+00
7.24E+00
7.24E+00
7.24E+00
7.04E+00
7.04E+00
7.04E+00
7.04E+00
7.04E+00
6.83E+00
6.83E+00
6.63E+00
6.83E+00
6.63E+00
6.43E+00
6.43E+00
6.43E+00
6.43E+00
6.43E+00
6.23E+00
6.23E+00
6.23E+00
6.23E+00
6.03E+00
5.83E+00
5.83E+00
5.63E+00
5.63E+00
5.63E+00
5.63E+00
5.43E+00
5.23E+00
5.23E+00
5.23E+00
5.23E+00
5.43E+00
5.23E+00
5.03E+00
4.82E+00
4.82E+00
4.62E+00
4.62E+00
4.42E+00
4.42E+00
4.42E+00
4.42E+00
4.22E+00
4.22E+00
4.22E+00
4.02E+00
4.02E+00
3.82E+00
3.82E+00
3.82E+00
3.82E+00
3.62E+00
3.62E+00
3.42E+00
3.22E+00
3.42E+00
3.22E+00
3.02E+00
3.02E+00
2.81E+00
2.81E+00
2.81E+00
2.81E+00
2.61E+00
2.41E+00
2.41E+00
2.41E+00
2.41E+00
2.21E+00
2.01E+00
2.01E+00
2.01E+00
1.81E+00
1.81E+00
1.81E+00
1.41E+00
1.61E+00
1.41E+00
1.41E+00
1.21E+00
1.01E+00
1.01E+00
8.04E-01
8.04E-01
8.04E-01
6.03E-01
8.04E-01
4.02E-01
4.02E-01
2.01E-01
2.01E-01
0.00E+00
2.01E-01
0.00E+00
0.00E+00
-2.01E-01
-2.01E-01
0.00E+00
-2.01E-01
-2.01E-01
-2.01E-01
-2.01E-01
-2.01E-01
-2.01E-01
-2.01E-01
0.00E+00
0.00E+00
-2.01E-01
-2.01E-01
-2.01E-01
-2.01E-01
0.00E+00
0.00E+00
-2.01E-01
-2.01E-01
-2.01E-01
-2.01E-01
-2.01E-01
-2.01E-01
-2.01E-01
0.00E+00
0.00E+00
-2.01E-01
-2.01E-01
0.00E+00
0.00E+00
-2.01E-01
-2.01E-01
0.00E+00
-2.01E-01
0.00E+00
0.00E+00
-2.01E-01
-2.01E-01
-4.02E-01
-2.01E-01
0.00E+00
-2.01E-01
-2.01E-01
0.00E+00
0.00E+00
-2.01E-01
0.00E+00
-2.01E-01
0.00E+00
-2.01E-01
-2.01E-01
0.00E+00
-2.01E-01
0.00E+00
0.00E+00
-2.01E-01
0.00E+00
-2.01E-01
-2.01E-01
-2.01E-01
-2.01E-01
-2.01E-01
0.00E+00
-2.01E-01
-2.01E-01
-2.01E-01
-2.01E-01
0.00E+00
0.00E+00
-2.01E-01
0.00E+00
-2.01E-01
-2.01E-01
-2.01E-01
0.00E+00
0.00E+00
-2.01E-01
0.00E+00
0.00E+00
0.00E+00
0.00E+00
-2.01E-01
0.00E+00
-2.01E-01
0.00E+00
-2.01E-01
-2.01E-01
0.00E+00
-2.01E-01
-2.01E-01
-2.01E-01
-2.01E-01
0.00E+00
0.00E+00
-2.01E-01
0.00E+00
-2.01E-01
-2.01E-01
-2.01E-01
-2.01E-01
-2.01E-01
0.00E+00
0.00E+00
-4.02E-01
-2.01E-01
-2.01E-01
-2.01E-01
-2.01E-01
-2.01E-01
-2.01E-01
-2.01E-01
-2.01E-01
-2.01E-01
-2.01E-01
-2.01E-01
-2.01E-01
-2.01E-01
0.00E+00
-2.01E-01
0.00E+00
-2.01E-01
-2.01E-01
-2.01E-01
0.00E+00
-2.01E-01
0.00E+00
-2.01E-01
-2.01E-01
0.00E+00
0.00E+00
0.00E+00
0.00E+00
0.00E+00
-2.01E-01
-4.02E-01
-4.02E-01
0.00E+00
0.00E+00
-2.01E-01
-2.01E-01
-2.01E-01
-2.01E-01
-2.01E-01
0.00E+00
-2.01E-01
-2.01E-01
0.00E+00
0.00E+00
0.00E+00
-2.01E-01
-2.01E-01
-2.01E-01
-2.01E-01
0.00E+00
0.00E+00
-2.01E-01
-2.01E-01
-2.01E-01
0.00E+00
-2.01E-01
0.00E+00
0.00E+00
0.00E+00
-2.01E-01
-2.01E-01
-2.01E-01
-4.02E-01
0.00E+00
-2.01E-01
-2.01E-01
-2.01E-01
0.00E+00
0.00E+00
-2.01E-01
0.00E+00
-2.01E-01
-2.01E-01
-2.01E-01
-2.01E-01
0.00E+00
0.00E+00
0.00E+00
0.00E+00
0.00E+00
-2.01E-01
-2.01E-01
-2.01E-01
-2.01E-01
0.00E+00
-2.01E-01
0.00E+00
-2.01E-01
-2.01E-01
-2.01E-01
-2.01E-01
-2.01E-01
0.00E+00
-2.01E-01
0.00E+00
-2.01E-01
-2.01E-01
-2.01E-01
-2.01E-01
-2.01E-01
-2.01E-01
-2.01E-01
-2.01E-01
-2.01E-01
-2.01E-01
-2.01E-01
-2.01E-01
-2.01E-01
-4.02E-01
-2.01E-01
0.00E+00
-2.01E-01
-2.01E-01
-4.02E-01
-2.01E-01
-2.01E-01
0.00E+00
-2.01E-01
0.00E+00
-2.01E-01
-2.01E-01
-2.01E-01
-2.01E-01
-2.01E-01
-2.01E-01
0.00E+00
0.00E+00
0.00E+00
0.00E+00
0.00E+00
-2.01E-01
0.00E+00
0.00E+00
0.00E+00
0.00E+00
-2.01E-01
0.00E+00
0.00E+00
0.00E+00
0.00E+00
-2.01E-01
-2.01E-01
-2.01E-01
-2.01E-01
0.00E+00
-2.01E-01
0.00E+00
-2.01E-01
-2.01E-01
-2.01E-01
-2.01E-01
0.00E+00
-2.01E-01
-2.01E-01
-2.01E-01
0.00E+00
-2.01E-01
-2.01E-01
-2.01E-01
-2.01E-01
0.00E+00
0.00E+00
0.00E+00
-2.01E-01
0.00E+00
-2.01E-01
0.00E+00
0.00E+00
-2.01E-01
-2.01E-01
-2.01E-01
-4.02E-01
-2.01E-01
-2.01E-01
-2.01E-01
0.00E+00
-2.01E-01
0.00E+00
-2.01E-01
0.00E+00
-2.01E-01
-2.01E-01
0.00E+00
-2.01E-01
-4.02E-01
0.00E+00
-4.02E-01
0.00E+00
0.00E+00
0.00E+00
-2.01E-01
-2.01E-01
-2.01E-01
-2.01E-01
0.00E+00
0.00E+00
0.00E+00
-2.01E-01
-2.01E-01
0.00E+00
0.00E+00
0.00E+00
-2.01E-01
-2.01E-01
-2.01E-01
-2.01E-01
0.00E+00
-2.01E-01
-2.01E-01
0.00E+00
-2.01E-01
-2.01E-01
-2.01E-01
-2.01E-01
0.00E+00
-2.01E-01
-2.01E-01
-2.01E-01
0.00E+00
0.00E+00
-2.01E-01
-2.01E-01
-2.01E-01
0.00E+00
0.00E+00
0.00E+00
0.00E+00
0.00E+00
-2.01E-01
0.00E+00
-4.02E-01
-2.01E-01
-2.01E-01
-2.01E-01
-2.01E-01
0.00E+00
0.00E+00
0.00E+00
-2.01E-01
-2.01E-01
-2.01E-01
0.00E+00
0.00E+00
0.00E+00
4.02E-01
4.02E-01
4.02E-01
4.02E-01
6.03E-01
6.03E-01
6.03E-01
8.04E-01
1.01E+00
1.01E+00
1.21E+00
1.01E+00
1.21E+00
1.41E+00
1.61E+00
1.41E+00
1.61E+00
1.61E+00
1.81E+00
1.81E+00
2.01E+00
2.01E+00
2.21E+00
2.21E+00
2.61E+00
2.41E+00
2.41E+00
2.61E+00
2.81E+00
2.81E+00
2.61E+00
3.02E+00
3.02E+00
3.22E+00
3.02E+00
3.22E+00
3.22E+00
3.42E+00
3.42E+00
3.42E+00
3.62E+00
3.62E+00
3.82E+00
4.02E+00
4.02E+00
4.02E+00
4.02E+00
4.22E+00
4.02E+00
4.42E+00
4.42E+00
4.62E+00
4.62E+00
4.62E+00
4.82E+00
4.82E+00
4.82E+00
4.82E+00
5.23E+00
5.03E+00
5.23E+00
5.23E+00
5.43E+00
5.43E+00
5.63E+00
5.63E+00
5.63E+00
5.63E+00
5.83E+00
5.83E+00
6.03E+00
6.03E+00
6.23E+00
6.23E+00
6.23E+00
6.43E+00
6.43E+00
6.23E+00
6.43E+00
6.43E+00
6.43E+00
6.63E+00
6.83E+00
6.63E+00
6.63E+00
6.83E+00
6.83E+00
6.83E+00
7.04E+00
7.04E+00
7.24E+00
7.04E+00
7.24E+00
7.24E+00
7.24E+00
7.64E+00
7.24E+00
7.44E+00
7.44E+00
7.64E+00
7.64E+00
7.64E+00
7.84E+00
7.64E+00
7.84E+00
7.84E+00
8.04E+00
7.84E+00
8.04E+00
8.04E+00
8.04E+00
8.44E+00
8.04E+00
8.24E+00
8.04E+00
8.24E+00
8.24E+00
8.44E+00
8.44E+00
8.44E+00
8.44E+00
8.44E+00
8.64E+00
8.44E+00
8.44E+00
8.44E+00
8.64E+00
8.64E+00
8.64E+00
8.64E+00
8.84E+00
8.64E+00
8.84E+00
8.84E+00
8.84E+00
8.64E+00
8.84E+00
8.84E+00
8.64E+00
8.84E+00
8.84E+00
8.84E+00
9.05E+00
8.84E+00
8.84E+00
8.84E+00
9.05E+00
8.84E+00
8.84E+00
8.84E+00
9.05E+00
9.05E+00
9.05E+00
9.05E+00
9.05E+00
8.84E+00
9.05E+00
9.05E+00
8.84E+00
9.05E+00
9.05E+00
9.05E+00
9.05E+00
9.05E+00
9.05E+00
8.84E+00
9.05E+00
8.84E+00
8.84E+00
8.84E+00
8.84E+00
9.05E+00
8.84E+00
8.84E+00
8.84E+00
8.64E+00
8.84E+00
8.84E+00
8.64E+00
8.64E+00
8.64E+00
8.64E+00
8.64E+00
8.44E+00
8.64E+00
8.64E+00
8.64E+00
8.64E+00
8.64E+00
8.44E+00
8.44E+00
8.44E+00
8.64E+00
8.44E+00
8.24E+00
8.44E+00
8.24E+00
8.24E+00
8.44E+00
8.24E+00
8.44E+00
8.04E+00
8.04E+00
8.04E+00
8.04E+00
7.84E+00
8.04E+00
8.04E+00
7.84E+00
7.84E+00
7.84E+00
7.84E+00
7.64E+00
7.64E+00
7.64E+00
7.64E+00
7.44E+00
7.44E+00
7.44E+00
7.44E+00
7.44E+00
7.04E+00
7.24E+00
7.24E+00
7.04E+00
7.04E+00
6.83E+00
6.83E+00
7.04E+00
6.83E+00
6.63E+00
6.43E+00
6.63E+00
6.63E+00
6.63E+00
6.43E+00
6.23E+00
6.43E+00
6.23E+00
6.23E+00
6.03E+00
6.03E+00
5.83E+00
5.83E+00
5.83E+00
5.83E+00
5.63E+00
5.63E+00
5.83E+00
5.63E+00
5.43E+00
5.43E+00
5.23E+00
5.23E+00
5.03E+00
5.03E+00
5.03E+00
4.82E+00
4.82E+00
4.62E+00
4.62E+00
4.62E+00
4.62E+00
4.62E+00
4.42E+00
4.42E+00
4.22E+00
4.02E+00
4.02E+00
3.82E+00
3.82E+00
3.82E+00
3.82E+00
3.62E+00
3.62E+00
3.62E+00
3.42E+00
3.42E+00
3.42E+00
3.22E+00
3.22E+00
3.02E+00
2.81E+00
2.81E+00
2.81E+00
2.81E+00
2.61E+00
2.61E+00
2.21E+00
2.41E+00
2.21E+00
2.21E+00
2.01E+00
2.01E+00
2.01E+00
1.81E+00
1.41E+00
1.61E+00
1.61E+00
1.41E+00
1.41E+00
1.41E+00
1.21E+00
1.01E+00
8.04E-01
1.01E+00
8.04E-01
8.04E-01
8.04E-01
6.03E-01
6.03E-01
4.02E-01
2.01E-01
2.01E-01
0.00E+00
0.00E+00
0.00E+00
0.00E+00
0.00E+00
-2.01E-01
-2.01E-01
-2.01E-01
-2.01E-01
-2.01E-01
-2.01E-01
-2.01E-01
-2.01E-01
0.00E+00
-2.01E-01
-2.01E-01
-2.01E-01
-2.01E-01
0.00E+00
-2.01E-01
-2.01E-01
0.00E+00
-2.01E-01
-2.01E-01
-2.01E-01
-2.01E-01
-2.01E-01
-2.01E-01
0.00E+00
0.00E+00
-2.01E-01
-2.01E-01
-2.01E-01
0.00E+00
-2.01E-01
0.00E+00
0.00E+00
0.00E+00
-2.01E-01
0.00E+00
-2.01E-01
0.00E+00
0.00E+00
-2.01E-01
-2.01E-01
-2.01E-01
0.00E+00
-2.01E-01
-2.01E-01
-2.01E-01
0.00E+00
0.00E+00
-4.02E-01
0.00E+00
0.00E+00
0.00E+00
-2.01E-01
-4.02E-01
0.00E+00
-2.01E-01
-2.01E-01
0.00E+00
0.00E+00
-2.01E-01
-2.01E-01
-2.01E-01
-2.01E-01
-2.01E-01
-2.01E-01
-2.01E-01
-2.01E-01
-2.01E-01
0.00E+00
-2.01E-01
0.00E+00
-4.02E-01
-2.01E-01
0.00E+00
0.00E+00
-2.01E-01
-2.01E-01
-2.01E-01
-2.01E-01
-2.01E-01
0.00E+00
0.00E+00
-2.01E-01
0.00E+00
0.00E+00
-2.01E-01
-2.01E-01
0.00E+00
0.00E+00
-2.01E-01
0.00E+00
0.00E+00
-2.01E-01
-2.01E-01
-2.01E-01
-2.01E-01
-2.01E-01
0.00E+00
-2.01E-01
0.00E+00
-2.01E-01
-2.01E-01
-2.01E-01
0.00E+00
-2.01E-01
-2.01E-01
-2.01E-01
0.00E+00
-2.01E-01
-2.01E-01
-2.01E-01
-2.01E-01
-2.01E-01
0.00E+00
-2.01E-01
-2.01E-01
-2.01E-01
0.00E+00
-2.01E-01
-2.01E-01
-4.02E-01
-2.01E-01
-2.01E-01
-2.01E-01
-2.01E-01
-2.01E-01
-2.01E-01
0.00E+00
-2.01E-01
-2.01E-01
-2.01E-01
-2.01E-01
-2.01E-01
0.00E+00
0.00E+00
0.00E+00
-2.01E-01
-2.01E-01
-4.02E-01
-2.01E-01
0.00E+00
-2.01E-01
-2.01E-01
-2.01E-01
-2.01E-01
0.00E+00
-2.01E-01
0.00E+00
0.00E+00
-2.01E-01
-2.01E-01
-2.01E-01
-2.01E-01
-2.01E-01
0.00E+00
-4.02E-01
0.00E+00
-2.01E-01
0.00E+00
-2.01E-01
-2.01E-01
-2.01E-01
-4.02E-01
-2.01E-01
0.00E+00
-2.01E-01
-2.01E-01
-2.01E-01
-2.01E-01
-2.01E-01
-2.01E-01
-2.01E-01
-2.01E-01
0.00E+00
0.00E+00
-4.02E-01
-4.02E-01
-2.01E-01
-2.01E-01
-2.01E-01
-2.01E-01
-2.01E-01
-2.01E-01
-2.01E-01
-2.01E-01
0.00E+00
-2.01E-01
0.00E+00
0.00E+00
-2.01E-01
0.00E+00
-2.01E-01
0.00E+00
0.00E+00
-2.01E-01
-2.01E-01
-2.01E-01
0.00E+00
-2.01E-01
-4.02E-01
-2.01E-01
-2.01E-01
-2.01E-01
0.00E+00
0.00E+00
-2.01E-01
-2.01E-01
-2.01E-01
-4.02E-01
-2.01E-01
-4.02E-01
-2.01E-01
-2.01E-01
0.00E+00
0.00E+00
-2.01E-01
-4.02E-01
0.00E+00
0.00E+00
-2.01E-01
-2.01E-01
-2.01E-01
-2.01E-01
-2.01E-01
0.00E+00
-2.01E-01
-2.01E-01
-2.01E-01
-2.01E-01
-2.01E-01
-2.01E-01
-2.01E-01
0.00E+00
-2.01E-01
-2.01E-01
0.00E+00
-2.01E-01
-2.01E-01
-2.01E-01
-2.01E-01
-2.01E-01
-2.01E-01
-2.01E-01
-2.01E-01
0.00E+00
-2.01E-01
-2.01E-01
0.00E+00
-2.01E-01
-2.01E-01
0.00E+00
-2.01E-01
-2.01E-01
0.00E+00
-2.01E-01
-2.01E-01
-2.01E-01
0.00E+00
-2.01E-01
0.00E+00
-2.01E-01
0.00E+00
-2.01E-01
0.00E+00
-2.01E-01
-2.01E-01
0.00E+00
0.00E+00
0.00E+00
-2.01E-01
-4.02E-01
-4.02E-01
-2.01E-01
-2.01E-01
-2.01E-01
-2.01E-01
0.00E+00
-2.01E-01
0.00E+00
0.00E+00
0.00E+00
-2.01E-01
-2.01E-01
-2.01E-01
-2.01E-01
0.00E+00
-2.01E-01
-2.01E-01
-2.01E-01
0.00E+00
-2.01E-01
-2.01E-01
-2.01E-01
0.00E+00
-2.01E-01
0.00E+00
-2.01E-01
0.00E+00
-2.01E-01
-2.01E-01
0.00E+00
-2.01E-01
-2.01E-01
-2.01E-01
0.00E+00
0.00E+00
-2.01E-01
0.00E+00
0.00E+00
-2.01E-01
-2.01E-01
-4.02E-01
-2.01E-01
-2.01E-01
-2.01E-01
-4.02E-01
-2.01E-01
-2.01E-01
-2.01E-01
-4.02E-01
-2.01E-01
0.00E+00
-2.01E-01
0.00E+00
-2.01E-01
0.00E+00
-2.01E-01
-2.01E-01
-2.01E-01
-2.01E-01
0.00E+00
-2.01E-01
0.00E+00
-2.01E-01
0.00E+00
0.00E+00
-2.01E-01
-2.01E-01
-2.01E-01
-2.01E-01
-2.01E-01
0.00E+00
0.00E+00
0.00E+00
0.00E+00
0.00E+00
0.00E+00
0.00E+00
2.01E-01
2.01E-01
4.02E-01
6.03E-01
6.03E-01
6.03E-01
8.04E-01
8.04E-01
8.04E-01
1.01E+00
1.01E+00
1.21E+00
1.21E+00
1.61E+00
1.41E+00
1.61E+00
1.61E+00
1.61E+00
1.81E+00
1.81E+00
1.81E+00
2.01E+00
2.21E+00
2.01E+00
2.41E+00
2.41E+00
2.21E+00
2.61E+00
2.41E+00
2.61E+00
2.81E+00
2.81E+00
2.81E+00
3.02E+00
3.42E+00
3.02E+00
3.22E+00
3.22E+00
3.42E+00
3.42E+00
3.42E+00
3.62E+00
3.82E+00
3.82E+00
4.02E+00
4.02E+00
4.02E+00
4.42E+00
4.22E+00
4.22E+00
4.42E+00
4.62E+00
4.62E+00
4.62E+00
4.82E+00
4.82E+00
4.82E+00
5.03E+00
5.03E+00
5.23E+00
5.23E+00
5.23E+00
5.43E+00
5.43E+00
5.43E+00
5.63E+00
5.63E+00
5.63E+00
5.83E+00
5.83E+00
5.83E+00
5.83E+00
6.03E+00
6.03E+00
6.23E+00
6.43E+00];%Canalx
y=[6.83E+00
7.04E+00
7.04E+00
7.24E+00
7.04E+00
7.24E+00
7.44E+00
7.24E+00
7.44E+00
7.44E+00
7.84E+00
7.44E+00
7.64E+00
7.64E+00
8.04E+00
7.84E+00
8.04E+00
7.84E+00
8.04E+00
8.04E+00
8.44E+00
8.24E+00
8.24E+00
8.24E+00
8.24E+00
8.44E+00
8.44E+00
8.24E+00
8.64E+00
8.44E+00
8.44E+00
8.44E+00
8.64E+00
8.64E+00
8.84E+00
8.64E+00
8.84E+00
8.84E+00
8.84E+00
9.05E+00
9.05E+00
9.05E+00
9.25E+00
9.05E+00
9.25E+00
9.25E+00
9.05E+00
9.25E+00
9.45E+00
9.25E+00
9.25E+00
9.25E+00
9.45E+00
9.25E+00
9.25E+00
9.45E+00
9.45E+00
9.45E+00
9.45E+00
9.45E+00
9.65E+00
9.45E+00
9.65E+00
9.65E+00
9.45E+00
9.45E+00
9.45E+00
9.65E+00
9.65E+00
9.65E+00
9.65E+00
9.65E+00
9.65E+00
9.85E+00
9.85E+00
9.65E+00
9.65E+00
9.85E+00
9.65E+00
9.65E+00
9.65E+00
9.85E+00
9.65E+00
9.85E+00
9.85E+00
9.65E+00
9.65E+00
9.65E+00
9.85E+00
9.65E+00
9.65E+00
9.65E+00
9.65E+00
9.65E+00
9.45E+00
9.65E+00
9.65E+00
9.45E+00
9.65E+00
9.25E+00
9.65E+00
9.45E+00
9.45E+00
9.45E+00
9.45E+00
9.65E+00
9.25E+00
9.45E+00
9.45E+00
9.45E+00
9.25E+00
9.25E+00
9.45E+00
9.05E+00
9.25E+00
9.25E+00
9.45E+00
9.05E+00
9.25E+00
9.05E+00
9.05E+00
9.05E+00
8.84E+00
9.05E+00
8.84E+00
9.05E+00
9.05E+00
8.84E+00
8.64E+00
8.64E+00
8.84E+00
8.64E+00
8.64E+00
8.44E+00
8.44E+00
8.64E+00
8.24E+00
8.44E+00
8.44E+00
8.24E+00
8.24E+00
8.24E+00
8.24E+00
8.04E+00
8.04E+00
8.04E+00
8.04E+00
7.84E+00
7.84E+00
7.84E+00
7.84E+00
7.64E+00
7.64E+00
7.64E+00
7.44E+00
7.24E+00
7.24E+00
7.44E+00
7.24E+00
7.24E+00
7.04E+00
7.04E+00
7.24E+00
6.83E+00
7.04E+00
6.83E+00
6.63E+00
6.63E+00
6.63E+00
6.63E+00
6.43E+00
6.43E+00
6.43E+00
6.23E+00
6.23E+00
6.03E+00
6.23E+00
6.03E+00
6.03E+00
6.03E+00
5.63E+00
5.63E+00
5.63E+00
5.43E+00
5.43E+00
5.43E+00
5.23E+00
5.23E+00
5.23E+00
5.03E+00
5.03E+00
4.82E+00
5.03E+00
4.82E+00
4.62E+00
4.82E+00
4.42E+00
4.42E+00
4.42E+00
4.22E+00
4.22E+00
4.02E+00
4.02E+00
4.02E+00
3.62E+00
3.62E+00
3.62E+00
3.62E+00
3.62E+00
3.42E+00
3.22E+00
3.42E+00
3.02E+00
3.02E+00
3.02E+00
2.81E+00
2.81E+00
2.61E+00
2.61E+00
2.61E+00
2.41E+00
2.41E+00
2.21E+00
2.21E+00
2.01E+00
2.21E+00
1.81E+00
2.01E+00
1.61E+00
1.41E+00
1.61E+00
1.41E+00
1.41E+00
1.21E+00
1.01E+00
1.01E+00
1.01E+00
8.04E-01
8.04E-01
6.03E-01
6.03E-01
4.02E-01
4.02E-01
2.01E-01
2.01E-01
2.01E-01
0.00E+00
0.00E+00
-2.01E-01
-2.01E-01
-4.02E-01
-4.02E-01
-4.02E-01
-4.02E-01
-8.04E-01
-8.04E-01
-6.03E-01
-1.01E+00
-1.01E+00
-1.21E+00
-1.21E+00
-1.41E+00
-1.41E+00
-1.41E+00
-1.41E+00
-1.61E+00
-1.81E+00
-1.81E+00
-2.01E+00
-2.21E+00
-2.21E+00
-2.41E+00
-2.41E+00
-2.41E+00
-2.61E+00
-2.41E+00
-2.61E+00
-2.81E+00
-2.81E+00
-2.81E+00
-3.22E+00
-3.22E+00
-3.02E+00
-3.42E+00
-3.62E+00
-3.42E+00
-3.82E+00
-3.82E+00
-3.62E+00
-3.82E+00
-3.82E+00
-4.02E+00
-4.02E+00
-4.22E+00
-4.22E+00
-4.62E+00
-4.62E+00
-4.42E+00
-4.62E+00
-4.82E+00
-5.03E+00
-5.23E+00
-5.03E+00
-5.23E+00
-5.23E+00
-5.23E+00
-5.23E+00
-5.43E+00
-5.43E+00
-5.43E+00
-5.63E+00
-5.83E+00
-5.83E+00
-5.83E+00
-6.03E+00
-6.03E+00
-6.23E+00
-6.23E+00
-6.23E+00
-6.43E+00
-6.43E+00
-6.43E+00
-6.63E+00
-6.83E+00
-6.83E+00
-6.63E+00
-7.04E+00
-7.04E+00
-7.04E+00
-7.24E+00
-7.04E+00
-7.04E+00
-7.24E+00
-7.44E+00
-7.24E+00
-7.44E+00
-7.24E+00
-7.64E+00
-7.64E+00
-7.84E+00
-7.64E+00
-7.84E+00
-7.84E+00
-7.84E+00
-8.04E+00
-8.04E+00
-8.04E+00
-8.24E+00
-8.44E+00
-8.24E+00
-8.44E+00
-8.44E+00
-8.44E+00
-8.44E+00
-8.64E+00
-8.64E+00
-8.64E+00
-8.84E+00
-8.84E+00
-9.05E+00
-8.84E+00
-9.05E+00
-9.05E+00
-8.84E+00
-9.25E+00
-9.05E+00
-9.05E+00
-9.25E+00
-9.05E+00
-9.45E+00
-9.25E+00
-9.25E+00
-9.45E+00
-9.45E+00
-9.45E+00
-9.45E+00
-9.65E+00
-9.65E+00
-9.65E+00
-9.65E+00
-9.65E+00
-9.65E+00
-9.65E+00
-9.65E+00
-9.65E+00
-9.85E+00
-9.85E+00
-1.01E+01
-9.85E+00
-9.85E+00
-9.85E+00
-1.01E+01
-1.01E+01
-1.01E+01
-9.85E+00
-9.85E+00
-1.01E+01
-1.01E+01
-1.01E+01
-1.01E+01
-1.01E+01
-1.01E+01
-1.01E+01
-1.01E+01
-1.01E+01
-1.01E+01
-1.01E+01
-1.03E+01
-1.01E+01
-1.03E+01
-1.03E+01
-1.01E+01
-1.01E+01
-1.01E+01
-1.01E+01
-1.03E+01
-1.01E+01
-1.01E+01
-1.03E+01
-1.03E+01
-1.01E+01
-1.03E+01
-1.01E+01
-1.01E+01
-1.03E+01
-1.01E+01
-1.03E+01
-1.01E+01
-1.01E+01
-1.03E+01
-1.01E+01
-1.01E+01
-9.85E+00
-9.85E+00
-9.85E+00
-1.01E+01
-9.85E+00
-1.01E+01
-9.85E+00
-9.85E+00
-1.01E+01
-9.85E+00
-9.65E+00
-9.85E+00
-9.65E+00
-9.65E+00
-9.65E+00
-9.65E+00
-9.65E+00
-9.65E+00
-9.65E+00
-9.45E+00
-9.65E+00
-9.25E+00
-9.45E+00
-9.45E+00
-9.45E+00
-9.25E+00
-9.25E+00
-9.25E+00
-9.05E+00
-9.05E+00
-9.25E+00
-9.25E+00
-9.25E+00
-9.05E+00
-8.84E+00
-9.05E+00
-9.05E+00
-9.05E+00
-8.84E+00
-9.05E+00
-8.84E+00
-8.64E+00
-8.44E+00
-8.64E+00
-8.64E+00
-8.44E+00
-8.24E+00
-8.44E+00
-8.44E+00
-8.44E+00
-8.44E+00
-8.04E+00
-8.04E+00
-8.04E+00
-8.04E+00
-7.84E+00
-7.84E+00
-7.64E+00
-7.64E+00
-7.64E+00
-7.44E+00
-7.44E+00
-7.44E+00
-7.44E+00
-7.44E+00
-7.24E+00
-7.24E+00
-7.04E+00
-7.04E+00
-6.83E+00
-7.04E+00
-6.83E+00
-6.83E+00
-6.83E+00
-6.83E+00
-6.63E+00
-6.43E+00
-6.43E+00
-6.43E+00
-6.43E+00
-6.23E+00
-6.23E+00
-6.03E+00
-6.03E+00
-6.03E+00
-6.03E+00
-5.83E+00
-5.63E+00
-5.63E+00
-5.43E+00
-5.43E+00
-5.23E+00
-5.43E+00
-5.03E+00
-5.03E+00
-4.82E+00
-5.03E+00
-4.62E+00
-4.82E+00
-4.62E+00
-4.62E+00
-4.42E+00
-4.42E+00
-4.22E+00
-4.42E+00
-4.22E+00
-4.02E+00
-4.02E+00
-4.02E+00
-3.82E+00
-3.62E+00
-3.42E+00
-3.42E+00
-3.62E+00
-3.42E+00
-3.42E+00
-3.02E+00
-3.02E+00
-3.22E+00
-2.81E+00
-3.02E+00
-2.81E+00
-2.41E+00
-2.61E+00
-2.21E+00
-2.41E+00
-2.21E+00
-2.21E+00
-2.21E+00
-2.01E+00
-1.81E+00
-1.81E+00
-1.61E+00
-1.41E+00
-1.41E+00
-1.61E+00
-1.21E+00
-1.21E+00
-1.21E+00
-1.01E+00
-8.04E-01
-1.01E+00
-8.04E-01
-8.04E-01
-6.03E-01
-6.03E-01
-2.01E-01
-2.01E-01
-2.01E-01
-2.01E-01
-2.01E-01
0.00E+00
2.01E-01
2.01E-01
4.02E-01
4.02E-01
4.02E-01
6.03E-01
6.03E-01
8.04E-01
1.01E+00
1.01E+00
1.01E+00
1.01E+00
1.21E+00
1.41E+00
1.41E+00
1.61E+00
1.81E+00
1.81E+00
1.81E+00
2.01E+00
2.01E+00
2.01E+00
2.21E+00
2.21E+00
2.41E+00
2.61E+00
2.61E+00
2.41E+00
2.81E+00
2.61E+00
2.81E+00
2.81E+00
3.02E+00
3.22E+00
3.22E+00
3.42E+00
3.22E+00
3.42E+00
3.62E+00
3.82E+00
3.62E+00
3.62E+00
4.02E+00
4.02E+00
4.02E+00
4.22E+00
4.22E+00
4.42E+00
4.42E+00
4.62E+00
4.42E+00
4.62E+00
4.82E+00
4.82E+00
5.03E+00
5.03E+00
5.03E+00
5.03E+00
5.03E+00
5.23E+00
5.23E+00
5.43E+00
5.43E+00
5.43E+00
5.63E+00
5.83E+00
5.83E+00
6.03E+00
6.03E+00
6.03E+00
6.23E+00
6.23E+00
6.23E+00
6.23E+00
6.43E+00
6.43E+00
6.63E+00
6.63E+00
6.63E+00
6.83E+00
6.83E+00
6.83E+00
6.83E+00
7.04E+00
7.04E+00
7.24E+00
7.24E+00
7.24E+00
7.24E+00
7.44E+00
7.44E+00
7.64E+00
7.44E+00
7.64E+00
7.84E+00
7.64E+00
7.64E+00
7.84E+00
7.84E+00
7.84E+00
8.04E+00
8.04E+00
8.04E+00
8.24E+00
8.44E+00
8.24E+00
8.44E+00
8.24E+00
8.44E+00
8.44E+00
8.44E+00
8.64E+00
8.64E+00
8.64E+00
8.64E+00
8.64E+00
8.84E+00
8.84E+00
8.84E+00
9.05E+00
8.84E+00
8.84E+00
9.05E+00
9.05E+00
8.84E+00
8.84E+00
9.25E+00
9.05E+00
9.25E+00
9.25E+00
9.25E+00
9.25E+00
9.05E+00
9.25E+00
9.45E+00
9.25E+00
9.45E+00
9.45E+00
9.45E+00
9.45E+00
9.65E+00
9.65E+00
9.45E+00
9.65E+00
9.65E+00
9.65E+00
9.65E+00
9.45E+00
9.65E+00
9.65E+00
9.65E+00
9.65E+00
9.65E+00
9.65E+00
9.65E+00
9.85E+00
9.85E+00
9.45E+00
9.85E+00
9.65E+00
9.65E+00
9.65E+00
9.85E+00
9.65E+00
9.45E+00
9.65E+00
9.85E+00
9.85E+00
9.65E+00
9.65E+00
9.65E+00
9.45E+00
9.65E+00
9.85E+00
9.85E+00
9.65E+00
9.85E+00
9.65E+00
9.65E+00
9.45E+00
9.45E+00
9.65E+00
9.85E+00
9.45E+00
9.65E+00
9.45E+00
9.65E+00
9.65E+00
9.45E+00
9.45E+00
9.45E+00
9.45E+00
9.25E+00
9.45E+00
9.25E+00
9.45E+00
9.45E+00
9.25E+00
9.25E+00
9.25E+00
9.05E+00
9.05E+00
9.05E+00
9.05E+00
9.05E+00
9.05E+00
8.84E+00
8.84E+00
8.84E+00
8.84E+00
8.64E+00
8.64E+00
8.64E+00
8.64E+00
8.64E+00
8.64E+00
8.44E+00
8.64E+00
8.44E+00
8.44E+00
8.24E+00
8.44E+00
8.24E+00
8.44E+00
8.24E+00
8.24E+00
8.04E+00
8.04E+00
8.04E+00
7.84E+00
7.84E+00
7.84E+00
7.84E+00
7.64E+00
7.64E+00
7.64E+00
7.44E+00
7.44E+00
7.44E+00
7.44E+00
7.24E+00
7.24E+00
7.24E+00
7.04E+00
7.24E+00
7.04E+00
7.04E+00
6.83E+00
6.63E+00
6.83E+00
6.83E+00
6.63E+00
6.43E+00
6.63E+00
6.43E+00
6.43E+00
6.23E+00
6.03E+00
6.23E+00
6.03E+00
5.83E+00
5.83E+00
5.83E+00
5.83E+00
5.63E+00
5.43E+00
5.43E+00
5.43E+00
5.43E+00
5.23E+00
5.23E+00
5.23E+00
4.82E+00
5.03E+00
4.82E+00
4.82E+00
4.82E+00
4.62E+00
4.62E+00
4.42E+00
4.22E+00
4.22E+00
4.22E+00
4.22E+00
4.02E+00
4.02E+00
3.82E+00
3.82E+00
3.62E+00
3.62E+00
3.62E+00
3.62E+00
3.42E+00
3.22E+00
3.42E+00
3.02E+00
3.02E+00
3.02E+00
2.81E+00
2.81E+00
2.61E+00
2.61E+00
2.61E+00
2.41E+00
2.21E+00
2.21E+00
2.21E+00
2.01E+00
2.01E+00
1.81E+00
1.81E+00
1.61E+00
1.61E+00
1.41E+00
1.41E+00
1.41E+00
1.21E+00
1.01E+00
1.01E+00
1.01E+00
8.04E-01
8.04E-01
8.04E-01
6.03E-01
4.02E-01
4.02E-01
2.01E-01
0.00E+00
2.01E-01
2.01E-01
0.00E+00
-2.01E-01
-2.01E-01
-2.01E-01
-4.02E-01
-4.02E-01
-8.04E-01
-6.03E-01
-8.04E-01
-1.01E+00
-1.01E+00
-1.01E+00
-1.21E+00
-1.21E+00
-1.21E+00
-1.41E+00
-1.41E+00
-1.61E+00
-1.81E+00
-1.81E+00
-2.01E+00
-2.01E+00
-2.01E+00
-2.01E+00
-2.21E+00
-2.41E+00
-2.41E+00
-2.61E+00
-2.81E+00
-2.81E+00
-2.81E+00
-3.02E+00
-3.02E+00
-3.22E+00
-3.22E+00
-3.42E+00
-3.42E+00
-3.42E+00
-3.62E+00
-3.62E+00
-3.62E+00
-3.82E+00
-4.02E+00
-4.02E+00
-4.22E+00
-4.02E+00
-4.22E+00
-4.42E+00
-4.42E+00
-4.62E+00
-4.62E+00
-4.62E+00
-4.62E+00
-4.82E+00
-4.82E+00
-5.03E+00
-5.23E+00
-5.23E+00
-5.23E+00
-5.23E+00
-5.63E+00
-5.63E+00
-5.63E+00
-5.63E+00
-5.83E+00
-5.83E+00
-6.03E+00
-6.03E+00
-6.03E+00
-6.23E+00
-6.23E+00
-6.23E+00
-6.43E+00
-6.43E+00
-6.43E+00
-6.63E+00
-6.83E+00
-6.83E+00
-6.83E+00
-7.04E+00
-6.83E+00
-7.04E+00
-7.04E+00
-7.24E+00
-7.24E+00
-7.24E+00
-7.24E+00
-7.24E+00
-7.64E+00
-7.64E+00
-7.64E+00
-7.64E+00
-7.64E+00
-7.64E+00
-7.84E+00
-8.04E+00
-7.84E+00
-8.04E+00
-8.04E+00
-8.04E+00
-8.24E+00
-8.24E+00
-8.44E+00
-8.44E+00
-8.64E+00
-8.64E+00
-8.64E+00
-8.64E+00
-8.64E+00
-8.84E+00
-8.64E+00
-8.64E+00
-8.84E+00
-9.05E+00
-8.84E+00
-8.84E+00
-9.05E+00
-9.25E+00
-9.25E+00
-9.05E+00
-9.25E+00
-9.05E+00
-9.25E+00
-9.25E+00
-9.45E+00
-9.45E+00
-9.45E+00
-9.45E+00
-9.45E+00
-9.45E+00
-9.45E+00
-9.65E+00
-9.65E+00
-9.65E+00
-9.65E+00
-9.65E+00
-9.85E+00
-9.65E+00
-9.65E+00
-9.85E+00
-9.65E+00
-9.85E+00
-1.01E+01
-1.01E+01
-1.01E+01
-1.01E+01
-9.85E+00
-9.65E+00
-1.01E+01
-1.01E+01
-1.01E+01
-1.03E+01
-1.01E+01
-1.01E+01
-9.85E+00
-1.01E+01
-9.85E+00
-1.03E+01
-1.01E+01
-1.01E+01
-1.01E+01
-1.01E+01
-1.01E+01
-1.01E+01
-1.03E+01
-1.03E+01
-1.01E+01
-1.03E+01
-1.01E+01
-1.03E+01
-1.03E+01
-1.03E+01
-1.01E+01
-1.01E+01
-1.01E+01
-1.01E+01
-1.01E+01
-1.01E+01
-1.01E+01
-1.01E+01
-1.01E+01
-1.01E+01
-1.01E+01
-1.01E+01
-1.01E+01
-1.01E+01
-1.01E+01
-9.85E+00
-1.01E+01
-1.01E+01
-9.85E+00
-9.85E+00
-9.85E+00
-9.85E+00
-9.85E+00
-9.85E+00
-9.85E+00
-9.85E+00
-9.65E+00
-9.65E+00
-9.65E+00
-9.65E+00
-9.65E+00
-9.45E+00
-9.65E+00
-9.65E+00
-9.65E+00
-9.45E+00
-9.45E+00
-9.45E+00
-9.45E+00
-9.45E+00
-9.25E+00
-9.25E+00
-9.05E+00
-9.25E+00
-9.05E+00
-9.05E+00
-9.05E+00
-9.05E+00
-9.05E+00
-8.84E+00
-8.84E+00
-8.64E+00
-8.84E+00
-8.84E+00
-8.84E+00
-8.84E+00
-8.44E+00
-8.44E+00
-8.64E+00
-8.44E+00
-8.44E+00
-8.44E+00
-8.24E+00
-8.24E+00
-8.24E+00
-8.24E+00
-8.04E+00
-8.04E+00
-7.84E+00
-7.84E+00
-8.04E+00
-7.64E+00
-7.84E+00
-7.44E+00
-7.44E+00
-7.44E+00
-7.24E+00
-7.24E+00
-7.24E+00
-7.24E+00
-7.04E+00
-7.04E+00
-7.04E+00
-6.83E+00
-7.04E+00
-6.63E+00
-6.63E+00
-6.43E+00
-6.63E+00
-6.43E+00
-6.63E+00
-6.63E+00
-6.43E+00
-6.23E+00
-5.83E+00
-6.03E+00
-6.03E+00
-5.83E+00
-5.83E+00
-5.83E+00
-5.63E+00
-5.43E+00
-5.23E+00
-5.23E+00
-5.23E+00
-5.23E+00
-5.03E+00
-5.23E+00
-5.03E+00
-4.82E+00
-4.62E+00
-4.82E+00
-4.42E+00
-4.82E+00
-4.42E+00
-4.22E+00
-4.22E+00
-4.22E+00
-4.22E+00
-4.02E+00
-3.82E+00
-3.82E+00
-3.82E+00
-3.62E+00
-3.62E+00
-3.42E+00
-3.42E+00
-3.22E+00
-3.42E+00
-3.22E+00
-3.02E+00
-2.81E+00
-2.81E+00
-2.81E+00
-2.61E+00
-2.41E+00
-2.41E+00
-2.61E+00
-2.21E+00
-2.21E+00
-2.21E+00
-2.01E+00
-1.81E+00
-1.81E+00
-1.81E+00
-1.61E+00
-1.61E+00
-1.41E+00
-1.41E+00
-1.01E+00
-1.21E+00
-1.21E+00
-1.21E+00
-8.04E-01
-8.04E-01
-8.04E-01
-8.04E-01
-6.03E-01
-4.02E-01
-4.02E-01
-4.02E-01
-2.01E-01
0.00E+00
0.00E+00
0.00E+00
0.00E+00
2.01E-01
4.02E-01
4.02E-01
6.03E-01
6.03E-01
8.04E-01
1.01E+00
8.04E-01
8.04E-01
1.01E+00
1.21E+00
1.21E+00
1.21E+00
1.41E+00
1.61E+00
1.41E+00
1.81E+00
1.81E+00
2.01E+00
2.21E+00
2.01E+00
2.41E+00
2.41E+00
2.41E+00
2.61E+00
2.61E+00
2.61E+00
2.61E+00
2.81E+00
2.81E+00
3.02E+00
3.02E+00
3.22E+00
3.42E+00
3.22E+00
3.22E+00
3.62E+00
3.62E+00
3.62E+00
3.82E+00
3.82E+00
4.02E+00
4.22E+00
4.02E+00
4.22E+00
4.22E+00
4.42E+00
4.42E+00
4.42E+00
4.62E+00
4.62E+00
4.62E+00
4.82E+00
4.82E+00
4.82E+00
5.03E+00
5.23E+00
5.23E+00
5.43E+00
5.43E+00
5.43E+00
5.43E+00
5.63E+00
5.63E+00
5.83E+00
5.83E+00
6.03E+00
6.03E+00
6.03E+00
6.03E+00
6.23E+00
6.43E+00
6.43E+00
6.43E+00
6.43E+00
6.63E+00
6.83E+00
6.83E+00
6.83E+00
6.83E+00
6.83E+00
6.83E+00
7.04E+00
7.04E+00
7.04E+00
7.24E+00
7.24E+00
7.64E+00
7.44E+00
7.44E+00
7.44E+00
7.44E+00
7.64E+00
7.64E+00
7.84E+00
7.84E+00
7.84E+00
8.04E+00
7.84E+00
8.04E+00
8.04E+00
8.04E+00
8.24E+00
8.24E+00
8.24E+00
8.24E+00
8.44E+00
8.44E+00
8.44E+00
8.44E+00
8.44E+00
8.64E+00
8.64E+00
8.64E+00
8.84E+00
8.64E+00
8.64E+00
8.84E+00
8.84E+00
8.84E+00
9.05E+00
9.05E+00
9.05E+00
9.05E+00
9.05E+00
9.05E+00
9.25E+00
9.25E+00
9.25E+00
9.25E+00
9.05E+00
9.25E+00
9.45E+00
9.25E+00
9.45E+00
9.25E+00
9.25E+00
9.45E+00
9.45E+00
9.65E+00
9.45E+00
9.45E+00
9.45E+00
9.65E+00
9.65E+00
9.45E+00
9.65E+00
9.65E+00
9.65E+00
9.65E+00
9.65E+00
9.65E+00
9.65E+00
9.65E+00
9.65E+00
9.65E+00
9.65E+00
9.85E+00
9.65E+00
9.65E+00
9.85E+00
9.65E+00
9.45E+00
9.65E+00
9.65E+00
9.65E+00
9.85E+00
9.65E+00
9.45E+00
9.65E+00
9.85E+00
9.65E+00
9.65E+00
9.65E+00
9.65E+00
9.65E+00
9.65E+00
9.65E+00
9.65E+00
9.65E+00
9.65E+00
9.45E+00
9.45E+00
9.65E+00
9.45E+00
9.45E+00
9.65E+00
9.65E+00
9.45E+00
9.25E+00
9.45E+00
9.25E+00
9.25E+00
9.45E+00
9.45E+00
9.45E+00
9.05E+00
9.25E+00
9.25E+00
9.05E+00
9.25E+00
9.05E+00
9.05E+00
9.05E+00
9.05E+00
8.84E+00
8.84E+00
8.84E+00
8.84E+00
8.84E+00
8.84E+00
8.44E+00
8.64E+00
8.84E+00
8.64E+00
8.64E+00
8.44E+00
8.44E+00
8.44E+00
8.24E+00
8.44E+00
8.24E+00
8.24E+00
8.04E+00
8.24E+00
8.04E+00
7.84E+00
8.04E+00
7.84E+00
7.84E+00
7.84E+00
7.84E+00
7.64E+00
7.64E+00
7.44E+00
7.24E+00
7.44E+00
7.44E+00
7.24E+00
7.24E+00
7.24E+00
7.04E+00
7.24E+00
7.04E+00
7.04E+00
6.83E+00
6.83E+00
6.83E+00
6.63E+00
6.63E+00
6.63E+00
6.43E+00
6.23E+00
6.43E+00
6.43E+00
6.23E+00
6.23E+00
6.23E+00
6.03E+00
6.03E+00
5.83E+00
5.83E+00
5.63E+00
5.63E+00
5.63E+00
5.43E+00
5.23E+00
5.23E+00
5.23E+00
5.03E+00
5.03E+00
5.03E+00
5.03E+00
4.82E+00
4.82E+00
4.62E+00
4.62E+00
4.42E+00
4.42E+00
4.42E+00
4.22E+00
4.22E+00
4.22E+00
4.02E+00
4.02E+00
4.02E+00
3.62E+00
3.62E+00
3.42E+00
3.62E+00
3.62E+00
3.62E+00
3.22E+00
3.02E+00
3.22E+00
3.22E+00
2.81E+00
2.81E+00
2.61E+00
2.41E+00
2.61E+00
2.41E+00
2.41E+00
2.41E+00
2.01E+00
2.21E+00
2.01E+00
2.01E+00
1.81E+00
1.61E+00
1.61E+00
1.61E+00
1.41E+00
1.41E+00
1.21E+00
1.01E+00
1.01E+00
1.01E+00
1.01E+00
8.04E-01
8.04E-01
6.03E-01
6.03E-01
4.02E-01
4.02E-01
2.01E-01
2.01E-01
2.01E-01
0.00E+00
-2.01E-01
-4.02E-01
-2.01E-01
-4.02E-01
-4.02E-01
-4.02E-01
-6.03E-01
-8.04E-01
-1.01E+00
-1.01E+00
-1.01E+00
-1.01E+00
-1.01E+00
-1.21E+00
-1.41E+00
-1.61E+00
-1.61E+00
-1.61E+00
-1.81E+00
-1.81E+00
-1.81E+00
-2.01E+00
-2.21E+00
-2.21E+00
-2.41E+00
-2.41E+00
-2.61E+00
-2.61E+00
-2.81E+00
-3.02E+00
-2.81E+00
-2.81E+00
-3.22E+00
-3.22E+00
-3.22E+00
-3.42E+00
-3.22E+00
-3.62E+00
-3.62E+00
-3.62E+00
-3.62E+00
-4.22E+00
-3.82E+00
-4.02E+00
-4.22E+00
-4.02E+00
-4.22E+00
-4.42E+00
-4.22E+00
-4.42E+00
-4.82E+00
-4.62E+00
-4.62E+00
-4.82E+00
-5.03E+00
-5.23E+00
-5.03E+00
-5.03E+00
-5.23E+00
-5.43E+00
-5.43E+00
-5.43E+00
-5.63E+00
-5.63E+00
-5.83E+00
-5.83E+00
-6.03E+00
-6.03E+00
-6.03E+00
-6.23E+00
-6.23E+00
-6.23E+00
-6.43E+00
-6.43E+00
-6.43E+00
-6.63E+00
-6.83E+00
-6.63E+00
-6.83E+00
-7.04E+00
-7.04E+00
-7.04E+00
-7.04E+00
-7.24E+00
-7.04E+00
-7.44E+00
-7.24E+00
-7.44E+00
-7.44E+00
-7.44E+00
-7.44E+00
-7.64E+00
-7.64E+00
-7.84E+00
-7.84E+00
-8.04E+00
-7.84E+00
-8.04E+00
-8.04E+00
-8.24E+00
-8.24E+00
-8.24E+00
-8.24E+00
-8.44E+00
-8.44E+00
-8.44E+00
-8.64E+00
-8.44E+00
-8.64E+00
-8.64E+00
-8.84E+00
-9.05E+00
-8.84E+00
-8.84E+00
-9.05E+00
-9.05E+00
-9.05E+00
-9.05E+00
-9.05E+00
-9.25E+00
-9.25E+00
-9.05E+00
-9.25E+00
-9.25E+00
-9.45E+00
-9.25E+00
-9.25E+00
-9.45E+00
-9.65E+00
-9.45E+00
-9.65E+00
-9.65E+00
-9.65E+00
-9.65E+00
-9.65E+00
-9.85E+00
-9.65E+00
-9.85E+00
-9.65E+00
-1.01E+01
-9.85E+00
-1.01E+01
-9.85E+00
-9.85E+00
-9.85E+00
-1.01E+01
-9.85E+00
-1.01E+01
-1.01E+01
-9.85E+00
-1.01E+01
-1.01E+01
-1.01E+01
-1.01E+01
-1.01E+01
-1.03E+01
-1.01E+01
-1.01E+01
-1.01E+01
-1.01E+01
-1.01E+01
-1.01E+01
-1.01E+01
-1.01E+01
-1.01E+01
-1.01E+01
-1.01E+01
-1.05E+01
-1.01E+01
-1.03E+01
-1.01E+01
-1.03E+01
-1.01E+01
-1.03E+01
-1.01E+01
-1.01E+01
-1.03E+01
-1.01E+01
-1.01E+01
-1.01E+01
-1.01E+01
-1.01E+01
-1.03E+01
-1.01E+01
-1.01E+01
-9.85E+00
-1.01E+01
-1.01E+01
-9.85E+00
-1.01E+01
-9.85E+00
-9.85E+00
-9.85E+00
-9.85E+00
-9.85E+00
-9.65E+00
-9.65E+00
-9.65E+00
-9.65E+00
-9.65E+00
-9.65E+00
-9.65E+00
-9.65E+00
-9.65E+00
-9.45E+00
-9.65E+00
-9.45E+00
-9.45E+00
-9.45E+00
-9.25E+00
-9.25E+00
-9.25E+00
-9.25E+00
-9.25E+00
-9.05E+00
-9.25E+00
-9.05E+00
-9.25E+00
-9.05E+00
-9.05E+00
-8.84E+00
-8.84E+00
-8.84E+00
-8.84E+00
-8.84E+00
-8.84E+00
-8.64E+00
-8.44E+00
-8.44E+00
-8.44E+00
-8.64E+00
-8.44E+00
-8.24E+00
-8.24E+00
-8.24E+00
-8.24E+00
-8.04E+00
-8.04E+00
-7.84E+00
-8.04E+00
-7.84E+00
-7.84E+00
-7.84E+00
-7.64E+00
-7.64E+00
-7.64E+00
-7.24E+00
-7.44E+00
-7.24E+00
-7.44E+00
-7.24E+00
-7.24E+00
-7.04E+00
-7.04E+00
-7.04E+00
-6.83E+00
-6.83E+00
-6.63E+00
-6.63E+00
-6.63E+00
-6.63E+00
-6.23E+00
-6.43E+00
-6.23E+00
-6.23E+00
-6.23E+00
-6.03E+00
-6.03E+00
-5.83E+00
-5.83E+00
-5.83E+00
-5.83E+00
-5.63E+00
-5.43E+00
-5.43E+00
-5.63E+00
-5.43E+00
-5.23E+00
-5.23E+00
-5.03E+00
-4.82E+00
-5.03E+00
-4.82E+00
-4.62E+00
-4.62E+00
-4.62E+00
-4.42E+00
-4.42E+00
-4.22E+00
-4.22E+00
-4.02E+00
-4.02E+00
-4.02E+00
-3.82E+00
-3.82E+00
-3.62E+00
-3.62E+00
-3.62E+00
-3.42E+00
-3.22E+00
-3.22E+00
-3.42E+00
-3.02E+00
-3.02E+00
-2.81E+00
-2.81E+00
-2.61E+00
-2.61E+00
-2.41E+00
-2.41E+00
-2.21E+00
-2.21E+00
-2.01E+00
-2.01E+00
-2.01E+00
-1.61E+00
-1.61E+00
-1.61E+00
-1.41E+00
-1.61E+00
-1.41E+00
-1.41E+00
-1.01E+00
-1.21E+00
-1.01E+00
-8.04E-01
-8.04E-01
-1.01E+00
-6.03E-01
-6.03E-01
-4.02E-01
-4.02E-01
-2.01E-01
0.00E+00
0.00E+00
0.00E+00
0.00E+00
2.01E-01
4.02E-01
4.02E-01
4.02E-01
6.03E-01
8.04E-01
8.04E-01
1.01E+00
8.04E-01
1.21E+00
1.21E+00
1.21E+00
1.21E+00
1.21E+00
1.41E+00
1.61E+00
1.41E+00
1.81E+00
2.01E+00
2.01E+00
2.01E+00
2.21E+00
2.21E+00
2.21E+00
2.41E+00
2.41E+00
2.61E+00
2.61E+00
2.61E+00
2.81E+00
2.81E+00
3.02E+00
3.42E+00
3.02E+00
3.42E+00
3.42E+00
3.42E+00
3.62E+00
3.82E+00
3.82E+00
3.62E+00
4.02E+00
4.02E+00
4.02E+00
4.22E+00
4.02E+00
4.22E+00
4.42E+00
4.62E+00
4.62E+00
4.42E+00
4.82E+00
4.82E+00
4.82E+00
5.03E+00
5.03E+00
4.82E+00
5.23E+00
5.23E+00
5.43E+00
5.43E+00
5.43E+00
5.63E+00
5.83E+00
5.83E+00
5.83E+00
6.03E+00
5.83E+00
6.23E+00
6.23E+00
6.03E+00
6.23E+00
6.23E+00
6.43E+00
6.43E+00
6.63E+00
6.63E+00
6.83E+00
6.83E+00
6.83E+00
6.83E+00
6.83E+00];%Canaly

%scatter(t,x,'filled')
%hold on
%scatter(t,y,'filled')
plot(t,x)
hold on
plot(t,y)
grid on
xlabel('Voltaje (V)') 
ylabel('Corriente (A)')

%xticks([0 0.45 0.5 0.55 0.6 0.65 0.7 0.75 0.8 1])
%xticklabels({'0','0.45','0.5','0.55','0.6','0.65','0.7','0.75','0.8','1'})
%yticks([0  0.0015 0.006 0.019 0.038 0.06])
